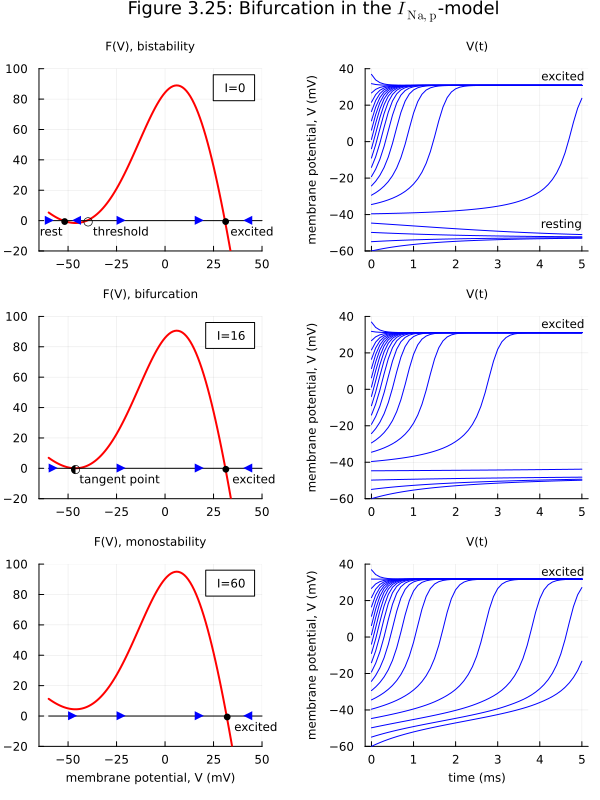

The script that saved this image:
### A Pluto.jl notebook ###
# v0.19.45

using Markdown
using InteractiveUtils

# ╔═╡ f1a5c7d8-6b9d-11ef-34ff-8b37ed8c70a3
using Plots, DifferentialEquations, LaTeXStrings, Measures

# ╔═╡ 838aeab2-6fa0-42cd-bc04-ed558d1773dc
function persistent_sodium!(du, u, p, t)
	# Voltage, K+ activation, Na+ activation, Na+ inactivation
	V = u[1]

	# Maximal conductances and Equilibrium potentials
	C, gL, EL, gNa, Vhalf, k, ENa = [10, 19, -67, 74, 1.5, 16, 60]
	
	# Applied current
	I = p

	# note v ≢ V
	m∞(v) = 1.0 / (1 + exp((Vhalf - v) / k))

	# System of equations:
	# dV/dt  I      ---- IL -----   ---------- INa ----------
    du[1] = (I(t) - gL * (V - EL) - gNa * m∞(V) * (V - ENa)) / C
end

# ╔═╡ 3373e32b-b3e7-4a20-bc19-1bd2999acd8e
begin
	# Timespan in milliseconds
	timespan = (0.0, 5.0)  

	bistable_solutions = []
	bifurcation_solutions = []
	monostable_solutions = []

	for u0=-60:5:40
		# Bistable models (I=0)
		## Build model
		model_bi = ODEProblem(persistent_sodium!, [u0], timespan, t -> 0)
	
		## Solve model
		solution_bi = solve(model_bi, saveat=0.0:0.1:5.0)
		push!(bistable_solutions, solution_bi)

		# Bifurcation models (I=16)
		## Build model
		model_bif = ODEProblem(persistent_sodium!, [u0], timespan, t -> 16)

		## Solve model
		solution_bif = solve(model_bif, saveat=0.0:0.1:5.0)
		push!(bifurcation_solutions, solution_bif)
	
		# Monostable models (I=60)
		## Build model
		model_mono = ODEProblem(persistent_sodium!, [u0], timespan, t -> 60)
	
		## Solve model
		solution_mono = solve(model_mono, saveat=0.0:0.1:5.0)
		push!(monostable_solutions, solution_mono)
	end
end

# ╔═╡ b226d9cd-4b06-4a13-854e-93dd850814bd
begin
	## ALL ANNOTIATION LOCATIONS ARE APPROXIMATE ##
	
	C, gL, EL, gNa, Vhalf, k, ENa = [10, 19, -67, 74, 1.5, 16, 60]
	m∞(v) = 1.0 / (1 + exp((Vhalf - v) / k))
	
	p1 = plot(
		collect(-60.0:1.0:50.0),
		[
			[(- gL * (V - EL) - gNa * m∞(V) * (V - ENa)) / C 
			for V=collect(-60.0:1.0:50.0)],
			[0 for V=collect(-60.0:1.0:50.0)]
		],
		legendtitle="I=0",
		legendtitlefontsize=8,
		title="bistability F(V)",
		titlefontsize=8,
		linewidth=[2 1],
		label=:none,
		color=[:red :black],
		xguide="",
		xlims=(-65,50),
		yguide="",
		ylims=(-20,100),
		annotations = [
			(-53.5, 0, ("●", :left, 6)),
			(-53, -7, ("rest", :right, 8)),
			(-42, 0, ("○", :left, 8)),
			(-37, -7, ("threshold", :left, 8)),
			(29.5, 0, ("●", :left, 6)),
			(34, -7, ("excited", :left, 8))
		]
	)

	p2 = plot(
		collect(-60.0:1.0:50.0),
		[
			[(16 - gL * (V - EL) - gNa * m∞(V) * (V - ENa)) / C 
			for V=collect(-60.0:1.0:50.0)],
			[0 for V=collect(-60.0:1.0:50.0)]
		],
		legendtitle="I=16",
		legendtitlefontsize=8,
		title="bifurcation F(V)",
		titlefontsize=8,
		linewidth=[2 1],
		label=:none,
		color=[:red :black],
		xguide="",
		xlims=(-65,50),
		yguide="",
		ylims=(-20,100),
		annotations = [
			(-48.5, 0, ("◐", :left, 8)),
			(-44, -7, ("tangent point", :left, 8)),
			(29.6, 0, ("●", :left, 6)),
			(35, -7, ("excited", :left, 8))
		]
	)

	p3 = plot(
		collect(-60.0:1.0:50.0),
		[
			[(60 - gL * (V - EL) - gNa * m∞(V) * (V - ENa)) / C 
			for V=collect(-60.0:1.0:50.0)],
			[0 for V=collect(-60.0:1.0:50.0)]
		],
		legendtitle="I=60",
		legendtitlefontsize=8,
		title="monostability F(V)",
		titlefontsize=8,
		linewidth=[2 1],
		label=:none,
		color=[:red :black],
		xguide="membrane potential, V (mV)",
		xguidefontsize=8,
		xlims=(-65,50),
		yguide="",
		ylims=(-20,100),
		annotations = [
			(30.3, 0, ("●", :left, 6)),
			(36, -7, ("excited", :left, 8))
		]
	)
	
	p4 = plot(
		[bistable_solutions[i].t for i=1:length(bistable_solutions)], 
		[vcat(bistable_solutions[i].u...) for i=1:length(bistable_solutions)],
		title="V(t)",
		titlefontsize=8,
		label=:none,
		color=:blue,
		xguide="",
		yguide="membrane potential, V (mV)",
		yguidefontsize=8,
		ylims=(-60,40),
		annotations = [
			(4.05, 36, ("excited", :left, 8)), 
			(4.05, -45, ("resting", :left, 8))
		],
		leftmargin=10mm
	)
	
	p5 = plot(
		[bifurcation_solutions[i].t for i=1:length(bifurcation_solutions)], 
		[vcat(bifurcation_solutions[i].u...) for i=1:length(bifurcation_solutions)],
		title="V(t)",
		titlefontsize=8,
		label=:none,
		color=:blue,
		xguide="",
		yguide="membrane potential, V (mV)",
		yguidefontsize=8,
		ylims=(-60,40),
		annotations = [
			(4.05, 36, ("excited", :left, 8))
		],
		leftmargin=10mm
	)

	p6 = plot(
		[monostable_solutions[i].t for i=1:length(monostable_solutions)], 
		[vcat(monostable_solutions[i].u...) for i=1:length(monostable_solutions)],
		title="V(t)",
		titlefontsize=8,
		label=:none,
		color=:blue,
		xguide="time (ms)",
		xguidefontsize=8,
		yguide="membrane potential, V (mV)",
		yguidefontsize=8,
		ylims=(-60,40),
		annotations = [
			(4.05, 36, ("excited", :left, 8))
		],
		leftmargin=10mm
	)
	
	plot(
			p1, p4, p2,
			p5, p3, p6,
			plot_title=L"Figure 3.25: Bifurcation in the $I_{\mathrm{Na,p}}$-model",
			plot_titlefontsize=12,
			layout=grid(3,2),
			size=(600,800)
		)
end

# ╔═╡ 69da4dc5-3931-4c84-b24e-3bccf76e6cb9
savefig("fig3_25.png")

# ╔═╡ 00000000-0000-0000-0000-000000000001
PLUTO_PROJECT_TOML_CONTENTS = """
[deps]
DifferentialEquations = "0c46a032-eb83-5123-abaf-570d42b7fbaa"
LaTeXStrings = "b964fa9f-0449-5b57-a5c2-d3ea65f4040f"
Measures = "442fdcdd-2543-5da2-b0f3-8c86c306513e"
Plots = "91a5bcdd-55d7-5caf-9e0b-520d859cae80"

[compat]
DifferentialEquations = "~7.10.0"
LaTeXStrings = "~1.3.1"
Measures = "~0.3.2"
Plots = "~1.40.5"
"""

# ╔═╡ 00000000-0000-0000-0000-000000000002
PLUTO_MANIFEST_TOML_CONTENTS = """
# This file is machine-generated - editing it directly is not advised

julia_version = "1.8.0"
manifest_format = "2.0"
project_hash = "dd9a9342ca8f9ace307a867b605ef04d78005af2"

[[deps.ADTypes]]
git-tree-sha1 = "016833eb52ba2d6bea9fcb50ca295980e728ee24"
uuid = "47edcb42-4c32-4615-8424-f2b9edc5f35b"
version = "0.2.7"

[[deps.Adapt]]
deps = ["LinearAlgebra", "Requires"]
git-tree-sha1 = "cde29ddf7e5726c9fb511f340244ea3481267608"
uuid = "79e6a3ab-5dfb-504d-930d-738a2a938a0e"
version = "3.7.2"

[[deps.AliasTables]]
deps = ["PtrArrays", "Random"]
git-tree-sha1 = "9876e1e164b144ca45e9e3198d0b689cadfed9ff"
uuid = "66dad0bd-aa9a-41b7-9441-69ab47430ed8"
version = "1.1.3"

[[deps.ArgTools]]
uuid = "0dad84c5-d112-42e6-8d28-ef12dabb789f"
version = "1.1.1"

[[deps.ArnoldiMethod]]
deps = ["LinearAlgebra", "Random", "StaticArrays"]
git-tree-sha1 = "d57bd3762d308bded22c3b82d033bff85f6195c6"
uuid = "ec485272-7323-5ecc-a04f-4719b315124d"
version = "0.4.0"

[[deps.ArrayInterface]]
deps = ["Adapt", "LinearAlgebra", "Requires", "SparseArrays", "SuiteSparse"]
git-tree-sha1 = "16267cf279190ca7c1b30d020758ced95db89cd0"
uuid = "4fba245c-0d91-5ea0-9b3e-6abc04ee57a9"
version = "7.5.1"

[[deps.ArrayLayouts]]
deps = ["FillArrays", "LinearAlgebra", "SparseArrays"]
git-tree-sha1 = "0dd7edaff278e346eb0ca07a7e75c9438408a3ce"
uuid = "4c555306-a7a7-4459-81d9-ec55ddd5c99a"
version = "1.10.3"

[[deps.Artifacts]]
uuid = "56f22d72-fd6d-98f1-02f0-08ddc0907c33"

[[deps.BandedMatrices]]
deps = ["ArrayLayouts", "FillArrays", "LinearAlgebra", "PrecompileTools", "SparseArrays"]
git-tree-sha1 = "0b816941273b5b162be122a6c94d706e3b3125ca"
uuid = "aae01518-5342-5314-be14-df237901396f"
version = "0.17.38"

[[deps.Base64]]
uuid = "2a0f44e3-6c83-55bd-87e4-b1978d98bd5f"

[[deps.BenchmarkTools]]
deps = ["JSON", "Logging", "Printf", "Profile", "Statistics", "UUIDs"]
git-tree-sha1 = "f1dff6729bc61f4d49e140da1af55dcd1ac97b2f"
uuid = "6e4b80f9-dd63-53aa-95a3-0cdb28fa8baf"
version = "1.5.0"

[[deps.BitFlags]]
git-tree-sha1 = "0691e34b3bb8be9307330f88d1a3c3f25466c24d"
uuid = "d1d4a3ce-64b1-5f1a-9ba4-7e7e69966f35"
version = "0.1.9"

[[deps.BitTwiddlingConvenienceFunctions]]
deps = ["Static"]
git-tree-sha1 = "f21cfd4950cb9f0587d5067e69405ad2acd27b87"
uuid = "62783981-4cbd-42fc-bca8-16325de8dc4b"
version = "0.1.6"

[[deps.BoundaryValueDiffEq]]
deps = ["ArrayInterface", "BandedMatrices", "DiffEqBase", "FiniteDiff", "ForwardDiff", "LinearAlgebra", "NonlinearSolve", "Reexport", "SciMLBase", "Setfield", "SparseArrays", "TruncatedStacktraces", "UnPack"]
git-tree-sha1 = "f7392ce20e6dafa8fee406142b1764de7d7cd911"
uuid = "764a87c0-6b3e-53db-9096-fe964310641d"
version = "4.0.1"

[[deps.Bzip2_jll]]
deps = ["Artifacts", "JLLWrappers", "Libdl", "Pkg"]
git-tree-sha1 = "9e2a6b69137e6969bab0152632dcb3bc108c8bdd"
uuid = "6e34b625-4abd-537c-b88f-471c36dfa7a0"
version = "1.0.8+1"

[[deps.CEnum]]
git-tree-sha1 = "389ad5c84de1ae7cf0e28e381131c98ea87d54fc"
uuid = "fa961155-64e5-5f13-b03f-caf6b980ea82"
version = "0.5.0"

[[deps.CPUSummary]]
deps = ["CpuId", "IfElse", "PrecompileTools", "Static"]
git-tree-sha1 = "5a97e67919535d6841172016c9530fd69494e5ec"
uuid = "2a0fbf3d-bb9c-48f3-b0a9-814d99fd7ab9"
version = "0.2.6"

[[deps.Cairo_jll]]
deps = ["Artifacts", "Bzip2_jll", "CompilerSupportLibraries_jll", "Fontconfig_jll", "FreeType2_jll", "Glib_jll", "JLLWrappers", "LZO_jll", "Libdl", "Pixman_jll", "Xorg_libXext_jll", "Xorg_libXrender_jll", "Zlib_jll", "libpng_jll"]
git-tree-sha1 = "a2f1c8c668c8e3cb4cca4e57a8efdb09067bb3fd"
uuid = "83423d85-b0ee-5818-9007-b63ccbeb887a"
version = "1.18.0+2"

[[deps.ChainRulesCore]]
deps = ["Compat", "LinearAlgebra", "SparseArrays"]
git-tree-sha1 = "71acdbf594aab5bbb2cec89b208c41b4c411e49f"
uuid = "d360d2e6-b24c-11e9-a2a3-2a2ae2dbcce4"
version = "1.24.0"

[[deps.ChangesOfVariables]]
deps = ["InverseFunctions", "LinearAlgebra", "Test"]
git-tree-sha1 = "799b25ca3a8a24936ae7b5c52ad194685fc3e6ef"
uuid = "9e997f8a-9a97-42d5-a9f1-ce6bfc15e2c0"
version = "0.1.9"

[[deps.CloseOpenIntervals]]
deps = ["Static", "StaticArrayInterface"]
git-tree-sha1 = "05ba0d07cd4fd8b7a39541e31a7b0254704ea581"
uuid = "fb6a15b2-703c-40df-9091-08a04967cfa9"
version = "0.1.13"

[[deps.CodecBzip2]]
deps = ["Bzip2_jll", "TranscodingStreams"]
git-tree-sha1 = "e7c529cc31bb85b97631b922fa2e6baf246f5905"
uuid = "523fee87-0ab8-5b00-afb7-3ecf72e48cfd"
version = "0.8.4"

[[deps.CodecZlib]]
deps = ["TranscodingStreams", "Zlib_jll"]
git-tree-sha1 = "bce6804e5e6044c6daab27bb533d1295e4a2e759"
uuid = "944b1d66-785c-5afd-91f1-9de20f533193"
version = "0.7.6"

[[deps.ColorSchemes]]
deps = ["ColorTypes", "ColorVectorSpace", "Colors", "FixedPointNumbers", "PrecompileTools", "Random"]
git-tree-sha1 = "b5278586822443594ff615963b0c09755771b3e0"
uuid = "35d6a980-a343-548e-a6ea-1d62b119f2f4"
version = "3.26.0"

[[deps.ColorTypes]]
deps = ["FixedPointNumbers", "Random"]
git-tree-sha1 = "b10d0b65641d57b8b4d5e234446582de5047050d"
uuid = "3da002f7-5984-5a60-b8a6-cbb66c0b333f"
version = "0.11.5"

[[deps.ColorVectorSpace]]
deps = ["ColorTypes", "FixedPointNumbers", "LinearAlgebra", "Requires", "Statistics", "TensorCore"]
git-tree-sha1 = "a1f44953f2382ebb937d60dafbe2deea4bd23249"
uuid = "c3611d14-8923-5661-9e6a-0046d554d3a4"
version = "0.10.0"

[[deps.Colors]]
deps = ["ColorTypes", "FixedPointNumbers", "Reexport"]
git-tree-sha1 = "362a287c3aa50601b0bc359053d5c2468f0e7ce0"
uuid = "5ae59095-9a9b-59fe-a467-6f913c188581"
version = "0.12.11"

[[deps.CommonSolve]]
git-tree-sha1 = "0eee5eb66b1cf62cd6ad1b460238e60e4b09400c"
uuid = "38540f10-b2f7-11e9-35d8-d573e4eb0ff2"
version = "0.2.4"

[[deps.CommonSubexpressions]]
deps = ["MacroTools"]
git-tree-sha1 = "cda2cfaebb4be89c9084adaca7dd7333369715c5"
uuid = "bbf7d656-a473-5ed7-a52c-81e309532950"
version = "0.3.1"

[[deps.Compat]]
deps = ["Dates", "LinearAlgebra", "TOML", "UUIDs"]
git-tree-sha1 = "8ae8d32e09f0dcf42a36b90d4e17f5dd2e4c4215"
uuid = "34da2185-b29b-5c13-b0c7-acf172513d20"
version = "4.16.0"

[[deps.CompilerSupportLibraries_jll]]
deps = ["Artifacts", "Libdl"]
uuid = "e66e0078-7015-5450-92f7-15fbd957f2ae"
version = "0.5.2+0"

[[deps.ConcreteStructs]]
git-tree-sha1 = "f749037478283d372048690eb3b5f92a79432b34"
uuid = "2569d6c7-a4a2-43d3-a901-331e8e4be471"
version = "0.2.3"

[[deps.ConcurrentUtilities]]
deps = ["Serialization", "Sockets"]
git-tree-sha1 = "ea32b83ca4fefa1768dc84e504cc0a94fb1ab8d1"
uuid = "f0e56b4a-5159-44fe-b623-3e5288b988bb"
version = "2.4.2"

[[deps.ConstructionBase]]
deps = ["LinearAlgebra"]
git-tree-sha1 = "a33b7ced222c6165f624a3f2b55945fac5a598d9"
uuid = "187b0558-2788-49d3-abe0-74a17ed4e7c9"
version = "1.5.7"

[[deps.Contour]]
git-tree-sha1 = "439e35b0b36e2e5881738abc8857bd92ad6ff9a8"
uuid = "d38c429a-6771-53c6-b99e-75d170b6e991"
version = "0.6.3"

[[deps.CpuId]]
deps = ["Markdown"]
git-tree-sha1 = "fcbb72b032692610bfbdb15018ac16a36cf2e406"
uuid = "adafc99b-e345-5852-983c-f28acb93d879"
version = "0.3.1"

[[deps.DataAPI]]
git-tree-sha1 = "abe83f3a2f1b857aac70ef8b269080af17764bbe"
uuid = "9a962f9c-6df0-11e9-0e5d-c546b8b5ee8a"
version = "1.16.0"

[[deps.DataStructures]]
deps = ["Compat", "InteractiveUtils", "OrderedCollections"]
git-tree-sha1 = "1d0a14036acb104d9e89698bd408f63ab58cdc82"
uuid = "864edb3b-99cc-5e75-8d2d-829cb0a9cfe8"
version = "0.18.20"

[[deps.DataValueInterfaces]]
git-tree-sha1 = "bfc1187b79289637fa0ef6d4436ebdfe6905cbd6"
uuid = "e2d170a0-9d28-54be-80f0-106bbe20a464"
version = "1.0.0"

[[deps.Dates]]
deps = ["Printf"]
uuid = "ade2ca70-3891-5945-98fb-dc099432e06a"

[[deps.Dbus_jll]]
deps = ["Artifacts", "Expat_jll", "JLLWrappers", "Libdl"]
git-tree-sha1 = "fc173b380865f70627d7dd1190dc2fce6cc105af"
uuid = "ee1fde0b-3d02-5ea6-8484-8dfef6360eab"
version = "1.14.10+0"

[[deps.DelayDiffEq]]
deps = ["ArrayInterface", "DataStructures", "DiffEqBase", "LinearAlgebra", "Logging", "OrdinaryDiffEq", "Printf", "RecursiveArrayTools", "Reexport", "SciMLBase", "SimpleNonlinearSolve", "SimpleUnPack"]
git-tree-sha1 = "e40378efd2af7658d0a0579aa9e15b17137368f4"
uuid = "bcd4f6db-9728-5f36-b5f7-82caef46ccdb"
version = "5.44.0"

[[deps.DelimitedFiles]]
deps = ["Mmap"]
uuid = "8bb1440f-4735-579b-a4ab-409b98df4dab"

[[deps.DensityInterface]]
deps = ["InverseFunctions", "Test"]
git-tree-sha1 = "80c3e8639e3353e5d2912fb3a1916b8455e2494b"
uuid = "b429d917-457f-4dbc-8f4c-0cc954292b1d"
version = "0.4.0"

[[deps.DiffEqBase]]
deps = ["ArrayInterface", "ChainRulesCore", "DataStructures", "Distributions", "DocStringExtensions", "EnumX", "FastBroadcast", "ForwardDiff", "FunctionWrappers", "FunctionWrappersWrappers", "LinearAlgebra", "Logging", "Markdown", "MuladdMacro", "Parameters", "PreallocationTools", "PrecompileTools", "Printf", "RecursiveArrayTools", "Reexport", "Requires", "SciMLBase", "SciMLOperators", "Setfield", "SparseArrays", "Static", "StaticArraysCore", "Statistics", "Tricks", "TruncatedStacktraces", "ZygoteRules"]
git-tree-sha1 = "0d9982e8dee851d519145857e79a17ee33ede154"
uuid = "2b5f629d-d688-5b77-993f-72d75c75574e"
version = "6.130.0"

[[deps.DiffEqCallbacks]]
deps = ["DataStructures", "DiffEqBase", "ForwardDiff", "Functors", "LinearAlgebra", "Markdown", "NLsolve", "Parameters", "RecipesBase", "RecursiveArrayTools", "SciMLBase", "StaticArraysCore"]
git-tree-sha1 = "d0b94b3694d55e7eedeee918e7daee9e3b873399"
uuid = "459566f4-90b8-5000-8ac3-15dfb0a30def"
version = "2.35.0"

[[deps.DiffEqNoiseProcess]]
deps = ["DiffEqBase", "Distributions", "GPUArraysCore", "LinearAlgebra", "Markdown", "Optim", "PoissonRandom", "QuadGK", "Random", "Random123", "RandomNumbers", "RecipesBase", "RecursiveArrayTools", "Requires", "ResettableStacks", "SciMLBase", "StaticArraysCore", "Statistics"]
git-tree-sha1 = "57ed4597a309c5b2a10cab5f9813adcb78f92117"
uuid = "77a26b50-5914-5dd7-bc55-306e6241c503"
version = "5.19.0"

[[deps.DiffResults]]
deps = ["StaticArraysCore"]
git-tree-sha1 = "782dd5f4561f5d267313f23853baaaa4c52ea621"
uuid = "163ba53b-c6d8-5494-b064-1a9d43ac40c5"
version = "1.1.0"

[[deps.DiffRules]]
deps = ["IrrationalConstants", "LogExpFunctions", "NaNMath", "Random", "SpecialFunctions"]
git-tree-sha1 = "23163d55f885173722d1e4cf0f6110cdbaf7e272"
uuid = "b552c78f-8df3-52c6-915a-8e097449b14b"
version = "1.15.1"

[[deps.DifferentialEquations]]
deps = ["BoundaryValueDiffEq", "DelayDiffEq", "DiffEqBase", "DiffEqCallbacks", "DiffEqNoiseProcess", "JumpProcesses", "LinearAlgebra", "LinearSolve", "NonlinearSolve", "OrdinaryDiffEq", "Random", "RecursiveArrayTools", "Reexport", "SciMLBase", "SteadyStateDiffEq", "StochasticDiffEq", "Sundials"]
git-tree-sha1 = "96a19f498504e4a3b39524196b73eb60ccef30e9"
uuid = "0c46a032-eb83-5123-abaf-570d42b7fbaa"
version = "7.10.0"

[[deps.Distances]]
deps = ["LinearAlgebra", "SparseArrays", "Statistics", "StatsAPI"]
git-tree-sha1 = "66c4c81f259586e8f002eacebc177e1fb06363b0"
uuid = "b4f34e82-e78d-54a5-968a-f98e89d6e8f7"
version = "0.10.11"

[[deps.Distributed]]
deps = ["Random", "Serialization", "Sockets"]
uuid = "8ba89e20-285c-5b6f-9357-94700520ee1b"

[[deps.Distributions]]
deps = ["AliasTables", "ChainRulesCore", "DensityInterface", "FillArrays", "LinearAlgebra", "PDMats", "Printf", "QuadGK", "Random", "SpecialFunctions", "Statistics", "StatsAPI", "StatsBase", "StatsFuns", "Test"]
git-tree-sha1 = "e6c693a0e4394f8fda0e51a5bdf5aef26f8235e9"
uuid = "31c24e10-a181-5473-b8eb-7969acd0382f"
version = "0.25.111"

[[deps.DocStringExtensions]]
deps = ["LibGit2"]
git-tree-sha1 = "2fb1e02f2b635d0845df5d7c167fec4dd739b00d"
uuid = "ffbed154-4ef7-542d-bbb7-c09d3a79fcae"
version = "0.9.3"

[[deps.Downloads]]
deps = ["ArgTools", "FileWatching", "LibCURL", "NetworkOptions"]
uuid = "f43a241f-c20a-4ad4-852c-f6b1247861c6"
version = "1.6.0"

[[deps.EnumX]]
git-tree-sha1 = "bdb1942cd4c45e3c678fd11569d5cccd80976237"
uuid = "4e289a0a-7415-4d19-859d-a7e5c4648b56"
version = "1.0.4"

[[deps.EnzymeCore]]
deps = ["Adapt"]
git-tree-sha1 = "1bc328eec34ffd80357f84a84bb30e4374e9bd60"
uuid = "f151be2c-9106-41f4-ab19-57ee4f262869"
version = "0.6.6"

[[deps.EpollShim_jll]]
deps = ["Artifacts", "JLLWrappers", "Libdl"]
git-tree-sha1 = "8e9441ee83492030ace98f9789a654a6d0b1f643"
uuid = "2702e6a9-849d-5ed8-8c21-79e8b8f9ee43"
version = "0.0.20230411+0"

[[deps.ExceptionUnwrapping]]
deps = ["Test"]
git-tree-sha1 = "dcb08a0d93ec0b1cdc4af184b26b591e9695423a"
uuid = "460bff9d-24e4-43bc-9d9f-a8973cb893f4"
version = "0.1.10"

[[deps.Expat_jll]]
deps = ["Artifacts", "JLLWrappers", "Libdl"]
git-tree-sha1 = "1c6317308b9dc757616f0b5cb379db10494443a7"
uuid = "2e619515-83b5-522b-bb60-26c02a35a201"
version = "2.6.2+0"

[[deps.ExponentialUtilities]]
deps = ["Adapt", "ArrayInterface", "GPUArraysCore", "GenericSchur", "LinearAlgebra", "PrecompileTools", "Printf", "SparseArrays", "libblastrampoline_jll"]
git-tree-sha1 = "602e4585bcbd5a25bc06f514724593d13ff9e862"
uuid = "d4d017d3-3776-5f7e-afef-a10c40355c18"
version = "1.25.0"

[[deps.ExprTools]]
git-tree-sha1 = "27415f162e6028e81c72b82ef756bf321213b6ec"
uuid = "e2ba6199-217a-4e67-a87a-7c52f15ade04"
version = "0.1.10"

[[deps.FFMPEG]]
deps = ["FFMPEG_jll"]
git-tree-sha1 = "b57e3acbe22f8484b4b5ff66a7499717fe1a9cc8"
uuid = "c87230d0-a227-11e9-1b43-d7ebe4e7570a"
version = "0.4.1"

[[deps.FFMPEG_jll]]
deps = ["Artifacts", "Bzip2_jll", "FreeType2_jll", "FriBidi_jll", "JLLWrappers", "LAME_jll", "Libdl", "Ogg_jll", "OpenSSL_jll", "Opus_jll", "PCRE2_jll", "Zlib_jll", "libaom_jll", "libass_jll", "libfdk_aac_jll", "libvorbis_jll", "x264_jll", "x265_jll"]
git-tree-sha1 = "466d45dc38e15794ec7d5d63ec03d776a9aff36e"
uuid = "b22a6f82-2f65-5046-a5b2-351ab43fb4e5"
version = "4.4.4+1"

[[deps.FastBroadcast]]
deps = ["ArrayInterface", "LinearAlgebra", "Polyester", "Static", "StaticArrayInterface", "StrideArraysCore"]
git-tree-sha1 = "a6e756a880fc419c8b41592010aebe6a5ce09136"
uuid = "7034ab61-46d4-4ed7-9d0f-46aef9175898"
version = "0.2.8"

[[deps.FastClosures]]
git-tree-sha1 = "acebe244d53ee1b461970f8910c235b259e772ef"
uuid = "9aa1b823-49e4-5ca5-8b0f-3971ec8bab6a"
version = "0.3.2"

[[deps.FastLapackInterface]]
deps = ["LinearAlgebra"]
git-tree-sha1 = "cbf5edddb61a43669710cbc2241bc08b36d9e660"
uuid = "29a986be-02c6-4525-aec4-84b980013641"
version = "2.0.4"

[[deps.FileWatching]]
uuid = "7b1f6079-737a-58dc-b8bc-7a2ca5c1b5ee"

[[deps.FillArrays]]
deps = ["LinearAlgebra", "PDMats", "SparseArrays", "Statistics"]
git-tree-sha1 = "fd0002c0b5362d7eb952450ad5eb742443340d6e"
uuid = "1a297f60-69ca-5386-bcde-b61e274b549b"
version = "1.12.0"

[[deps.FiniteDiff]]
deps = ["ArrayInterface", "LinearAlgebra", "Requires", "Setfield", "SparseArrays", "StaticArrays"]
git-tree-sha1 = "73d1214fec245096717847c62d389a5d2ac86504"
uuid = "6a86dc24-6348-571c-b903-95158fe2bd41"
version = "2.22.0"

[[deps.FixedPointNumbers]]
deps = ["Statistics"]
git-tree-sha1 = "05882d6995ae5c12bb5f36dd2ed3f61c98cbb172"
uuid = "53c48c17-4a7d-5ca2-90c5-79b7896eea93"
version = "0.8.5"

[[deps.Fontconfig_jll]]
deps = ["Artifacts", "Bzip2_jll", "Expat_jll", "FreeType2_jll", "JLLWrappers", "Libdl", "Libuuid_jll", "Zlib_jll"]
git-tree-sha1 = "db16beca600632c95fc8aca29890d83788dd8b23"
uuid = "a3f928ae-7b40-5064-980b-68af3947d34b"
version = "2.13.96+0"

[[deps.Format]]
git-tree-sha1 = "9c68794ef81b08086aeb32eeaf33531668d5f5fc"
uuid = "1fa38f19-a742-5d3f-a2b9-30dd87b9d5f8"
version = "1.3.7"

[[deps.ForwardDiff]]
deps = ["CommonSubexpressions", "DiffResults", "DiffRules", "LinearAlgebra", "LogExpFunctions", "NaNMath", "Preferences", "Printf", "Random", "SpecialFunctions", "StaticArrays"]
git-tree-sha1 = "cf0fe81336da9fb90944683b8c41984b08793dad"
uuid = "f6369f11-7733-5829-9624-2563aa707210"
version = "0.10.36"

[[deps.FreeType2_jll]]
deps = ["Artifacts", "Bzip2_jll", "JLLWrappers", "Libdl", "Zlib_jll"]
git-tree-sha1 = "5c1d8ae0efc6c2e7b1fc502cbe25def8f661b7bc"
uuid = "d7e528f0-a631-5988-bf34-fe36492bcfd7"
version = "2.13.2+0"

[[deps.FriBidi_jll]]
deps = ["Artifacts", "JLLWrappers", "Libdl"]
git-tree-sha1 = "1ed150b39aebcc805c26b93a8d0122c940f64ce2"
uuid = "559328eb-81f9-559d-9380-de523a88c83c"
version = "1.0.14+0"

[[deps.FunctionWrappers]]
git-tree-sha1 = "d62485945ce5ae9c0c48f124a84998d755bae00e"
uuid = "069b7b12-0de2-55c6-9aab-29f3d0a68a2e"
version = "1.1.3"

[[deps.FunctionWrappersWrappers]]
deps = ["FunctionWrappers"]
git-tree-sha1 = "b104d487b34566608f8b4e1c39fb0b10aa279ff8"
uuid = "77dc65aa-8811-40c2-897b-53d922fa7daf"
version = "0.1.3"

[[deps.Functors]]
deps = ["LinearAlgebra"]
git-tree-sha1 = "64d8e93700c7a3f28f717d265382d52fac9fa1c1"
uuid = "d9f16b24-f501-4c13-a1f2-28368ffc5196"
version = "0.4.12"

[[deps.Future]]
deps = ["Random"]
uuid = "9fa8497b-333b-5362-9e8d-4d0656e87820"

[[deps.GLFW_jll]]
deps = ["Artifacts", "JLLWrappers", "Libdl", "Libglvnd_jll", "Xorg_libXcursor_jll", "Xorg_libXi_jll", "Xorg_libXinerama_jll", "Xorg_libXrandr_jll", "libdecor_jll", "xkbcommon_jll"]
git-tree-sha1 = "532f9126ad901533af1d4f5c198867227a7bb077"
uuid = "0656b61e-2033-5cc2-a64a-77c0f6c09b89"
version = "3.4.0+1"

[[deps.GPUArraysCore]]
deps = ["Adapt"]
git-tree-sha1 = "2d6ca471a6c7b536127afccfa7564b5b39227fe0"
uuid = "46192b85-c4d5-4398-a991-12ede77f4527"
version = "0.1.5"

[[deps.GR]]
deps = ["Artifacts", "Base64", "DelimitedFiles", "Downloads", "GR_jll", "HTTP", "JSON", "Libdl", "LinearAlgebra", "Preferences", "Printf", "Qt6Wayland_jll", "Random", "Serialization", "Sockets", "TOML", "Tar", "Test", "p7zip_jll"]
git-tree-sha1 = "629693584cef594c3f6f99e76e7a7ad17e60e8d5"
uuid = "28b8d3ca-fb5f-59d9-8090-bfdbd6d07a71"
version = "0.73.7"

[[deps.GR_jll]]
deps = ["Artifacts", "Bzip2_jll", "Cairo_jll", "FFMPEG_jll", "Fontconfig_jll", "FreeType2_jll", "GLFW_jll", "JLLWrappers", "JpegTurbo_jll", "Libdl", "Libtiff_jll", "Pixman_jll", "Qt6Base_jll", "Zlib_jll", "libpng_jll"]
git-tree-sha1 = "a8863b69c2a0859f2c2c87ebdc4c6712e88bdf0d"
uuid = "d2c73de3-f751-5644-a686-071e5b155ba9"
version = "0.73.7+0"

[[deps.GenericSchur]]
deps = ["LinearAlgebra", "Printf"]
git-tree-sha1 = "af49a0851f8113fcfae2ef5027c6d49d0acec39b"
uuid = "c145ed77-6b09-5dd9-b285-bf645a82121e"
version = "0.5.4"

[[deps.Gettext_jll]]
deps = ["Artifacts", "CompilerSupportLibraries_jll", "JLLWrappers", "Libdl", "Libiconv_jll", "Pkg", "XML2_jll"]
git-tree-sha1 = "9b02998aba7bf074d14de89f9d37ca24a1a0b046"
uuid = "78b55507-aeef-58d4-861c-77aaff3498b1"
version = "0.21.0+0"

[[deps.Glib_jll]]
deps = ["Artifacts", "Gettext_jll", "JLLWrappers", "Libdl", "Libffi_jll", "Libiconv_jll", "Libmount_jll", "PCRE2_jll", "Zlib_jll"]
git-tree-sha1 = "7c82e6a6cd34e9d935e9aa4051b66c6ff3af59ba"
uuid = "7746bdde-850d-59dc-9ae8-88ece973131d"
version = "2.80.2+0"

[[deps.Graphite2_jll]]
deps = ["Artifacts", "JLLWrappers", "Libdl", "Pkg"]
git-tree-sha1 = "344bf40dcab1073aca04aa0df4fb092f920e4011"
uuid = "3b182d85-2403-5c21-9c21-1e1f0cc25472"
version = "1.3.14+0"

[[deps.Graphs]]
deps = ["ArnoldiMethod", "Compat", "DataStructures", "Distributed", "Inflate", "LinearAlgebra", "Random", "SharedArrays", "SimpleTraits", "SparseArrays", "Statistics"]
git-tree-sha1 = "ebd18c326fa6cee1efb7da9a3b45cf69da2ed4d9"
uuid = "86223c79-3864-5bf0-83f7-82e725a168b6"
version = "1.11.2"

[[deps.Grisu]]
git-tree-sha1 = "53bb909d1151e57e2484c3d1b53e19552b887fb2"
uuid = "42e2da0e-8278-4e71-bc24-59509adca0fe"
version = "1.0.2"

[[deps.HTTP]]
deps = ["Base64", "CodecZlib", "ConcurrentUtilities", "Dates", "ExceptionUnwrapping", "Logging", "LoggingExtras", "MbedTLS", "NetworkOptions", "OpenSSL", "Random", "SimpleBufferStream", "Sockets", "URIs", "UUIDs"]
git-tree-sha1 = "d1d712be3164d61d1fb98e7ce9bcbc6cc06b45ed"
uuid = "cd3eb016-35fb-5094-929b-558a96fad6f3"
version = "1.10.8"

[[deps.HarfBuzz_jll]]
deps = ["Artifacts", "Cairo_jll", "Fontconfig_jll", "FreeType2_jll", "Glib_jll", "Graphite2_jll", "JLLWrappers", "Libdl", "Libffi_jll"]
git-tree-sha1 = "401e4f3f30f43af2c8478fc008da50096ea5240f"
uuid = "2e76f6c2-a576-52d4-95c1-20adfe4de566"
version = "8.3.1+0"

[[deps.HostCPUFeatures]]
deps = ["BitTwiddlingConvenienceFunctions", "IfElse", "Libdl", "Static"]
git-tree-sha1 = "8e070b599339d622e9a081d17230d74a5c473293"
uuid = "3e5b6fbb-0976-4d2c-9146-d79de83f2fb0"
version = "0.1.17"

[[deps.HypergeometricFunctions]]
deps = ["LinearAlgebra", "OpenLibm_jll", "SpecialFunctions"]
git-tree-sha1 = "7c4195be1649ae622304031ed46a2f4df989f1eb"
uuid = "34004b35-14d8-5ef3-9330-4cdb6864b03a"
version = "0.3.24"

[[deps.IfElse]]
git-tree-sha1 = "debdd00ffef04665ccbb3e150747a77560e8fad1"
uuid = "615f187c-cbe4-4ef1-ba3b-2fcf58d6d173"
version = "0.1.1"

[[deps.Inflate]]
git-tree-sha1 = "d1b1b796e47d94588b3757fe84fbf65a5ec4a80d"
uuid = "d25df0c9-e2be-5dd7-82c8-3ad0b3e990b9"
version = "0.1.5"

[[deps.IntelOpenMP_jll]]
deps = ["Artifacts", "JLLWrappers", "Libdl"]
git-tree-sha1 = "14eb2b542e748570b56446f4c50fbfb2306ebc45"
uuid = "1d5cc7b8-4909-519e-a0f8-d0f5ad9712d0"
version = "2024.2.0+0"

[[deps.InteractiveUtils]]
deps = ["Markdown"]
uuid = "b77e0a4c-d291-57a0-90e8-8db25a27a240"

[[deps.InverseFunctions]]
deps = ["Dates", "Test"]
git-tree-sha1 = "2787db24f4e03daf859c6509ff87764e4182f7d1"
uuid = "3587e190-3f89-42d0-90ee-14403ec27112"
version = "0.1.16"

[[deps.IrrationalConstants]]
git-tree-sha1 = "630b497eafcc20001bba38a4651b327dcfc491d2"
uuid = "92d709cd-6900-40b7-9082-c6be49f344b6"
version = "0.2.2"

[[deps.IteratorInterfaceExtensions]]
git-tree-sha1 = "a3f24677c21f5bbe9d2a714f95dcd58337fb2856"
uuid = "82899510-4779-5014-852e-03e436cf321d"
version = "1.0.0"

[[deps.JLFzf]]
deps = ["Pipe", "REPL", "Random", "fzf_jll"]
git-tree-sha1 = "39d64b09147620f5ffbf6b2d3255be3c901bec63"
uuid = "1019f520-868f-41f5-a6de-eb00f4b6a39c"
version = "0.1.8"

[[deps.JLLWrappers]]
deps = ["Artifacts", "Preferences"]
git-tree-sha1 = "7e5d6779a1e09a36db2a7b6cff50942a0a7d0fca"
uuid = "692b3bcd-3c85-4b1f-b108-f13ce0eb3210"
version = "1.5.0"

[[deps.JSON]]
deps = ["Dates", "Mmap", "Parsers", "Unicode"]
git-tree-sha1 = "31e996f0a15c7b280ba9f76636b3ff9e2ae58c9a"
uuid = "682c06a0-de6a-54ab-a142-c8b1cf79cde6"
version = "0.21.4"

[[deps.JpegTurbo_jll]]
deps = ["Artifacts", "JLLWrappers", "Libdl"]
git-tree-sha1 = "c84a835e1a09b289ffcd2271bf2a337bbdda6637"
uuid = "aacddb02-875f-59d6-b918-886e6ef4fbf8"
version = "3.0.3+0"

[[deps.JumpProcesses]]
deps = ["ArrayInterface", "DataStructures", "DiffEqBase", "DocStringExtensions", "FunctionWrappers", "Graphs", "LinearAlgebra", "Markdown", "PoissonRandom", "Random", "RandomNumbers", "RecursiveArrayTools", "Reexport", "SciMLBase", "StaticArrays", "UnPack"]
git-tree-sha1 = "c451feb97251965a9fe40bacd62551a72cc5902c"
uuid = "ccbc3e58-028d-4f4c-8cd5-9ae44345cda5"
version = "9.10.1"

[[deps.KLU]]
deps = ["LinearAlgebra", "SparseArrays", "SuiteSparse_jll"]
git-tree-sha1 = "884c2968c2e8e7e6bf5956af88cb46aa745c854b"
uuid = "ef3ab10e-7fda-4108-b977-705223b18434"
version = "0.4.1"

[[deps.Krylov]]
deps = ["LinearAlgebra", "Printf", "SparseArrays"]
git-tree-sha1 = "267dad6b4b7b5d529c76d40ff48d33f7e94cb834"
uuid = "ba0b0d4f-ebba-5204-a429-3ac8c609bfb7"
version = "0.9.6"

[[deps.LAME_jll]]
deps = ["Artifacts", "JLLWrappers", "Libdl"]
git-tree-sha1 = "170b660facf5df5de098d866564877e119141cbd"
uuid = "c1c5ebd0-6772-5130-a774-d5fcae4a789d"
version = "3.100.2+0"

[[deps.LERC_jll]]
deps = ["Artifacts", "JLLWrappers", "Libdl", "Pkg"]
git-tree-sha1 = "bf36f528eec6634efc60d7ec062008f171071434"
uuid = "88015f11-f218-50d7-93a8-a6af411a945d"
version = "3.0.0+1"

[[deps.LLVMOpenMP_jll]]
deps = ["Artifacts", "JLLWrappers", "Libdl"]
git-tree-sha1 = "e16271d212accd09d52ee0ae98956b8a05c4b626"
uuid = "1d63c593-3942-5779-bab2-d838dc0a180e"
version = "17.0.6+0"

[[deps.LZO_jll]]
deps = ["Artifacts", "JLLWrappers", "Libdl"]
git-tree-sha1 = "70c5da094887fd2cae843b8db33920bac4b6f07d"
uuid = "dd4b983a-f0e5-5f8d-a1b7-129d4a5fb1ac"
version = "2.10.2+0"

[[deps.LaTeXStrings]]
git-tree-sha1 = "50901ebc375ed41dbf8058da26f9de442febbbec"
uuid = "b964fa9f-0449-5b57-a5c2-d3ea65f4040f"
version = "1.3.1"

[[deps.Latexify]]
deps = ["Format", "InteractiveUtils", "LaTeXStrings", "MacroTools", "Markdown", "OrderedCollections", "Requires"]
git-tree-sha1 = "ce5f5621cac23a86011836badfedf664a612cee4"
uuid = "23fbe1c1-3f47-55db-b15f-69d7ec21a316"
version = "0.16.5"

[[deps.LayoutPointers]]
deps = ["ArrayInterface", "LinearAlgebra", "ManualMemory", "SIMDTypes", "Static", "StaticArrayInterface"]
git-tree-sha1 = "a9eaadb366f5493a5654e843864c13d8b107548c"
uuid = "10f19ff3-798f-405d-979b-55457f8fc047"
version = "0.1.17"

[[deps.Lazy]]
deps = ["MacroTools"]
git-tree-sha1 = "1370f8202dac30758f3c345f9909b97f53d87d3f"
uuid = "50d2b5c4-7a5e-59d5-8109-a42b560f39c0"
version = "0.15.1"

[[deps.LazyArtifacts]]
deps = ["Artifacts", "Pkg"]
uuid = "4af54fe1-eca0-43a8-85a7-787d91b784e3"

[[deps.LevyArea]]
deps = ["LinearAlgebra", "Random", "SpecialFunctions"]
git-tree-sha1 = "56513a09b8e0ae6485f34401ea9e2f31357958ec"
uuid = "2d8b4e74-eb68-11e8-0fb9-d5eb67b50637"
version = "1.0.0"

[[deps.LibCURL]]
deps = ["LibCURL_jll", "MozillaCACerts_jll"]
uuid = "b27032c2-a3e7-50c8-80cd-2d36dbcbfd21"
version = "0.6.3"

[[deps.LibCURL_jll]]
deps = ["Artifacts", "LibSSH2_jll", "Libdl", "MbedTLS_jll", "Zlib_jll", "nghttp2_jll"]
uuid = "deac9b47-8bc7-5906-a0fe-35ac56dc84c0"
version = "7.84.0+0"

[[deps.LibGit2]]
deps = ["Base64", "NetworkOptions", "Printf", "SHA"]
uuid = "76f85450-5226-5b5a-8eaa-529ad045b433"

[[deps.LibSSH2_jll]]
deps = ["Artifacts", "Libdl", "MbedTLS_jll"]
uuid = "29816b5a-b9ab-546f-933c-edad1886dfa8"
version = "1.10.2+0"

[[deps.Libdl]]
uuid = "8f399da3-3557-5675-b5ff-fb832c97cbdb"

[[deps.Libffi_jll]]
deps = ["Artifacts", "JLLWrappers", "Libdl", "Pkg"]
git-tree-sha1 = "0b4a5d71f3e5200a7dff793393e09dfc2d874290"
uuid = "e9f186c6-92d2-5b65-8a66-fee21dc1b490"
version = "3.2.2+1"

[[deps.Libgcrypt_jll]]
deps = ["Artifacts", "JLLWrappers", "Libdl", "Libgpg_error_jll"]
git-tree-sha1 = "9fd170c4bbfd8b935fdc5f8b7aa33532c991a673"
uuid = "d4300ac3-e22c-5743-9152-c294e39db1e4"
version = "1.8.11+0"

[[deps.Libglvnd_jll]]
deps = ["Artifacts", "JLLWrappers", "Libdl", "Pkg", "Xorg_libX11_jll", "Xorg_libXext_jll"]
git-tree-sha1 = "6f73d1dd803986947b2c750138528a999a6c7733"
uuid = "7e76a0d4-f3c7-5321-8279-8d96eeed0f29"
version = "1.6.0+0"

[[deps.Libgpg_error_jll]]
deps = ["Artifacts", "JLLWrappers", "Libdl"]
git-tree-sha1 = "fbb1f2bef882392312feb1ede3615ddc1e9b99ed"
uuid = "7add5ba3-2f88-524e-9cd5-f83b8a55f7b8"
version = "1.49.0+0"

[[deps.Libiconv_jll]]
deps = ["Artifacts", "JLLWrappers", "Libdl"]
git-tree-sha1 = "f9557a255370125b405568f9767d6d195822a175"
uuid = "94ce4f54-9a6c-5748-9c1c-f9c7231a4531"
version = "1.17.0+0"

[[deps.Libmount_jll]]
deps = ["Artifacts", "JLLWrappers", "Libdl"]
git-tree-sha1 = "0c4f9c4f1a50d8f35048fa0532dabbadf702f81e"
uuid = "4b2f31a3-9ecc-558c-b454-b3730dcb73e9"
version = "2.40.1+0"

[[deps.Libtiff_jll]]
deps = ["Artifacts", "JLLWrappers", "JpegTurbo_jll", "LERC_jll", "Libdl", "XZ_jll", "Zlib_jll", "Zstd_jll"]
git-tree-sha1 = "2da088d113af58221c52828a80378e16be7d037a"
uuid = "89763e89-9b03-5906-acba-b20f662cd828"
version = "4.5.1+1"

[[deps.Libuuid_jll]]
deps = ["Artifacts", "JLLWrappers", "Libdl"]
git-tree-sha1 = "5ee6203157c120d79034c748a2acba45b82b8807"
uuid = "38a345b3-de98-5d2b-a5d3-14cd9215e700"
version = "2.40.1+0"

[[deps.LineSearches]]
deps = ["LinearAlgebra", "NLSolversBase", "NaNMath", "Parameters", "Printf"]
git-tree-sha1 = "e4c3be53733db1051cc15ecf573b1042b3a712a1"
uuid = "d3d80556-e9d4-5f37-9878-2ab0fcc64255"
version = "7.3.0"

[[deps.LinearAlgebra]]
deps = ["Libdl", "libblastrampoline_jll"]
uuid = "37e2e46d-f89d-539d-b4ee-838fcccc9c8e"

[[deps.LinearSolve]]
deps = ["ArrayInterface", "ConcreteStructs", "DocStringExtensions", "EnumX", "EnzymeCore", "FastLapackInterface", "GPUArraysCore", "InteractiveUtils", "KLU", "Krylov", "Libdl", "LinearAlgebra", "MKL_jll", "PrecompileTools", "Preferences", "RecursiveFactorization", "Reexport", "Requires", "SciMLBase", "SciMLOperators", "Setfield", "SparseArrays", "Sparspak", "SuiteSparse", "UnPack"]
git-tree-sha1 = "9f807ca41005f9a8f092716e48022ee5b36cf5b1"
uuid = "7ed4a6bd-45f5-4d41-b270-4a48e9bafcae"
version = "2.14.1"

[[deps.LogExpFunctions]]
deps = ["ChainRulesCore", "ChangesOfVariables", "DocStringExtensions", "InverseFunctions", "IrrationalConstants", "LinearAlgebra"]
git-tree-sha1 = "a2d09619db4e765091ee5c6ffe8872849de0feea"
uuid = "2ab3a3ac-af41-5b50-aa03-7779005ae688"
version = "0.3.28"

[[deps.Logging]]
uuid = "56ddb016-857b-54e1-b83d-db4d58db5568"

[[deps.LoggingExtras]]
deps = ["Dates", "Logging"]
git-tree-sha1 = "c1dd6d7978c12545b4179fb6153b9250c96b0075"
uuid = "e6f89c97-d47a-5376-807f-9c37f3926c36"
version = "1.0.3"

[[deps.LoopVectorization]]
deps = ["ArrayInterface", "CPUSummary", "ChainRulesCore", "CloseOpenIntervals", "DocStringExtensions", "ForwardDiff", "HostCPUFeatures", "IfElse", "LayoutPointers", "LinearAlgebra", "OffsetArrays", "PolyesterWeave", "PrecompileTools", "SIMDTypes", "SLEEFPirates", "SpecialFunctions", "Static", "StaticArrayInterface", "ThreadingUtilities", "UnPack", "VectorizationBase"]
git-tree-sha1 = "8084c25a250e00ae427a379a5b607e7aed96a2dd"
uuid = "bdcacae8-1622-11e9-2a5c-532679323890"
version = "0.12.171"

[[deps.MKL_jll]]
deps = ["Artifacts", "IntelOpenMP_jll", "JLLWrappers", "LazyArtifacts", "Libdl", "oneTBB_jll"]
git-tree-sha1 = "f046ccd0c6db2832a9f639e2c669c6fe867e5f4f"
uuid = "856f044c-d86e-5d09-b602-aeab76dc8ba7"
version = "2024.2.0+0"

[[deps.MacroTools]]
deps = ["Markdown", "Random"]
git-tree-sha1 = "2fa9ee3e63fd3a4f7a9a4f4744a52f4856de82df"
uuid = "1914dd2f-81c6-5fcd-8719-6d5c9610ff09"
version = "0.5.13"

[[deps.ManualMemory]]
git-tree-sha1 = "bcaef4fc7a0cfe2cba636d84cda54b5e4e4ca3cd"
uuid = "d125e4d3-2237-4719-b19c-fa641b8a4667"
version = "0.1.8"

[[deps.Markdown]]
deps = ["Base64"]
uuid = "d6f4376e-aef5-505a-96c1-9c027394607a"

[[deps.MathOptInterface]]
deps = ["BenchmarkTools", "CodecBzip2", "CodecZlib", "DataStructures", "ForwardDiff", "JSON", "LinearAlgebra", "MutableArithmetics", "NaNMath", "OrderedCollections", "PrecompileTools", "Printf", "SparseArrays", "SpecialFunctions", "Test", "Unicode"]
git-tree-sha1 = "c0fe113e9c72aa0c9a185fd3c5ca1daa51de1486"
uuid = "b8f27783-ece8-5eb3-8dc8-9495eed66fee"
version = "1.31.1"

[[deps.MbedTLS]]
deps = ["Dates", "MbedTLS_jll", "MozillaCACerts_jll", "NetworkOptions", "Random", "Sockets"]
git-tree-sha1 = "c067a280ddc25f196b5e7df3877c6b226d390aaf"
uuid = "739be429-bea8-5141-9913-cc70e7f3736d"
version = "1.1.9"

[[deps.MbedTLS_jll]]
deps = ["Artifacts", "Libdl"]
uuid = "c8ffd9c3-330d-5841-b78e-0817d7145fa1"
version = "2.28.0+0"

[[deps.Measures]]
git-tree-sha1 = "c13304c81eec1ed3af7fc20e75fb6b26092a1102"
uuid = "442fdcdd-2543-5da2-b0f3-8c86c306513e"
version = "0.3.2"

[[deps.Missings]]
deps = ["DataAPI"]
git-tree-sha1 = "ec4f7fbeab05d7747bdf98eb74d130a2a2ed298d"
uuid = "e1d29d7a-bbdc-5cf2-9ac0-f12de2c33e28"
version = "1.2.0"

[[deps.Mmap]]
uuid = "a63ad114-7e13-5084-954f-fe012c677804"

[[deps.MozillaCACerts_jll]]
uuid = "14a3606d-f60d-562e-9121-12d972cd8159"
version = "2022.2.1"

[[deps.MuladdMacro]]
git-tree-sha1 = "cac9cc5499c25554cba55cd3c30543cff5ca4fab"
uuid = "46d2c3a1-f734-5fdb-9937-b9b9aeba4221"
version = "0.2.4"

[[deps.MutableArithmetics]]
deps = ["LinearAlgebra", "SparseArrays", "Test"]
git-tree-sha1 = "d0a6b1096b584a2b88efb70a92f8cb8c881eb38a"
uuid = "d8a4904e-b15c-11e9-3269-09a3773c0cb0"
version = "1.4.6"

[[deps.NLSolversBase]]
deps = ["DiffResults", "Distributed", "FiniteDiff", "ForwardDiff"]
git-tree-sha1 = "a0b464d183da839699f4c79e7606d9d186ec172c"
uuid = "d41bc354-129a-5804-8e4c-c37616107c6c"
version = "7.8.3"

[[deps.NLsolve]]
deps = ["Distances", "LineSearches", "LinearAlgebra", "NLSolversBase", "Printf", "Reexport"]
git-tree-sha1 = "019f12e9a1a7880459d0173c182e6a99365d7ac1"
uuid = "2774e3e8-f4cf-5e23-947b-6d7e65073b56"
version = "4.5.1"

[[deps.NaNMath]]
deps = ["OpenLibm_jll"]
git-tree-sha1 = "0877504529a3e5c3343c6f8b4c0381e57e4387e4"
uuid = "77ba4419-2d1f-58cd-9bb1-8ffee604a2e3"
version = "1.0.2"

[[deps.NetworkOptions]]
uuid = "ca575930-c2e3-43a9-ace4-1e988b2c1908"
version = "1.2.0"

[[deps.NonlinearSolve]]
deps = ["ArrayInterface", "DiffEqBase", "EnumX", "FiniteDiff", "ForwardDiff", "LinearAlgebra", "LinearSolve", "PrecompileTools", "RecursiveArrayTools", "Reexport", "SciMLBase", "SimpleNonlinearSolve", "SparseArrays", "SparseDiffTools", "StaticArraysCore", "UnPack"]
git-tree-sha1 = "e10debcea868cd6e51249e8eeaf191c25f68a640"
uuid = "8913a72c-1f9b-4ce2-8d82-65094dcecaec"
version = "1.10.1"

[[deps.OffsetArrays]]
deps = ["Adapt"]
git-tree-sha1 = "1a27764e945a152f7ca7efa04de513d473e9542e"
uuid = "6fe1bfb0-de20-5000-8ca7-80f57d26f881"
version = "1.14.1"

[[deps.Ogg_jll]]
deps = ["Artifacts", "JLLWrappers", "Libdl", "Pkg"]
git-tree-sha1 = "887579a3eb005446d514ab7aeac5d1d027658b8f"
uuid = "e7412a2a-1a6e-54c0-be00-318e2571c051"
version = "1.3.5+1"

[[deps.OpenBLAS_jll]]
deps = ["Artifacts", "CompilerSupportLibraries_jll", "Libdl"]
uuid = "4536629a-c528-5b80-bd46-f80d51c5b363"
version = "0.3.20+0"

[[deps.OpenLibm_jll]]
deps = ["Artifacts", "Libdl"]
uuid = "05823500-19ac-5b8b-9628-191a04bc5112"
version = "0.8.1+0"

[[deps.OpenSSL]]
deps = ["BitFlags", "Dates", "MozillaCACerts_jll", "OpenSSL_jll", "Sockets"]
git-tree-sha1 = "38cb508d080d21dc1128f7fb04f20387ed4c0af4"
uuid = "4d8831e6-92b7-49fb-bdf8-b643e874388c"
version = "1.4.3"

[[deps.OpenSSL_jll]]
deps = ["Artifacts", "JLLWrappers", "Libdl"]
git-tree-sha1 = "a028ee3cb5641cccc4c24e90c36b0a4f7707bdf5"
uuid = "458c3c95-2e84-50aa-8efc-19380b2a3a95"
version = "3.0.14+0"

[[deps.OpenSpecFun_jll]]
deps = ["Artifacts", "CompilerSupportLibraries_jll", "JLLWrappers", "Libdl", "Pkg"]
git-tree-sha1 = "13652491f6856acfd2db29360e1bbcd4565d04f1"
uuid = "efe28fd5-8261-553b-a9e1-b2916fc3738e"
version = "0.5.5+0"

[[deps.Optim]]
deps = ["Compat", "FillArrays", "ForwardDiff", "LineSearches", "LinearAlgebra", "MathOptInterface", "NLSolversBase", "NaNMath", "Parameters", "PositiveFactorizations", "Printf", "SparseArrays", "StatsBase"]
git-tree-sha1 = "d9b79c4eed437421ac4285148fcadf42e0700e89"
uuid = "429524aa-4258-5aef-a3af-852621145aeb"
version = "1.9.4"

[[deps.Opus_jll]]
deps = ["Artifacts", "JLLWrappers", "Libdl"]
git-tree-sha1 = "6703a85cb3781bd5909d48730a67205f3f31a575"
uuid = "91d4177d-7536-5919-b921-800302f37372"
version = "1.3.3+0"

[[deps.OrderedCollections]]
git-tree-sha1 = "dfdf5519f235516220579f949664f1bf44e741c5"
uuid = "bac558e1-5e72-5ebc-8fee-abe8a469f55d"
version = "1.6.3"

[[deps.OrdinaryDiffEq]]
deps = ["ADTypes", "Adapt", "ArrayInterface", "DataStructures", "DiffEqBase", "DocStringExtensions", "ExponentialUtilities", "FastBroadcast", "FastClosures", "FiniteDiff", "ForwardDiff", "FunctionWrappersWrappers", "IfElse", "InteractiveUtils", "LineSearches", "LinearAlgebra", "LinearSolve", "Logging", "LoopVectorization", "MacroTools", "MuladdMacro", "NLsolve", "NonlinearSolve", "Polyester", "PreallocationTools", "PrecompileTools", "Preferences", "RecursiveArrayTools", "Reexport", "SciMLBase", "SciMLNLSolve", "SciMLOperators", "SimpleNonlinearSolve", "SimpleUnPack", "SparseArrays", "SparseDiffTools", "StaticArrayInterface", "StaticArrays", "TruncatedStacktraces"]
git-tree-sha1 = "f0f43037c0ba045e96f32d65858eb825a211b817"
uuid = "1dea7af3-3e70-54e6-95c3-0bf5283fa5ed"
version = "6.58.2"

[[deps.PCRE2_jll]]
deps = ["Artifacts", "Libdl"]
uuid = "efcefdf7-47ab-520b-bdef-62a2eaa19f15"
version = "10.40.0+0"

[[deps.PDMats]]
deps = ["LinearAlgebra", "SparseArrays", "SuiteSparse"]
git-tree-sha1 = "949347156c25054de2db3b166c52ac4728cbad65"
uuid = "90014a1f-27ba-587c-ab20-58faa44d9150"
version = "0.11.31"

[[deps.PackageExtensionCompat]]
deps = ["Requires", "TOML"]
git-tree-sha1 = "fb28e33b8a95c4cee25ce296c817d89cc2e53518"
uuid = "65ce6f38-6b18-4e1d-a461-8949797d7930"
version = "1.0.2"

[[deps.Pango_jll]]
deps = ["Artifacts", "Cairo_jll", "Fontconfig_jll", "FreeType2_jll", "FriBidi_jll", "Glib_jll", "HarfBuzz_jll", "JLLWrappers", "Libdl"]
git-tree-sha1 = "e127b609fb9ecba6f201ba7ab753d5a605d53801"
uuid = "36c8627f-9965-5494-a995-c6b170f724f3"
version = "1.54.1+0"

[[deps.Parameters]]
deps = ["OrderedCollections", "UnPack"]
git-tree-sha1 = "34c0e9ad262e5f7fc75b10a9952ca7692cfc5fbe"
uuid = "d96e819e-fc66-5662-9728-84c9c7592b0a"
version = "0.12.3"

[[deps.Parsers]]
deps = ["Dates", "PrecompileTools", "UUIDs"]
git-tree-sha1 = "8489905bcdbcfac64d1daa51ca07c0d8f0283821"
uuid = "69de0a69-1ddd-5017-9359-2bf0b02dc9f0"
version = "2.8.1"

[[deps.Pipe]]
git-tree-sha1 = "6842804e7867b115ca9de748a0cf6b364523c16d"
uuid = "b98c9c47-44ae-5843-9183-064241ee97a0"
version = "1.3.0"

[[deps.Pixman_jll]]
deps = ["Artifacts", "CompilerSupportLibraries_jll", "JLLWrappers", "LLVMOpenMP_jll", "Libdl"]
git-tree-sha1 = "35621f10a7531bc8fa58f74610b1bfb70a3cfc6b"
uuid = "30392449-352a-5448-841d-b1acce4e97dc"
version = "0.43.4+0"

[[deps.Pkg]]
deps = ["Artifacts", "Dates", "Downloads", "LibGit2", "Libdl", "Logging", "Markdown", "Printf", "REPL", "Random", "SHA", "Serialization", "TOML", "Tar", "UUIDs", "p7zip_jll"]
uuid = "44cfe95a-1eb2-52ea-b672-e2afdf69b78f"
version = "1.8.0"

[[deps.PlotThemes]]
deps = ["PlotUtils", "Statistics"]
git-tree-sha1 = "6e55c6841ce3411ccb3457ee52fc48cb698d6fb0"
uuid = "ccf2f8ad-2431-5c83-bf29-c5338b663b6a"
version = "3.2.0"

[[deps.PlotUtils]]
deps = ["ColorSchemes", "Colors", "Dates", "PrecompileTools", "Printf", "Random", "Reexport", "Statistics"]
git-tree-sha1 = "7b1a9df27f072ac4c9c7cbe5efb198489258d1f5"
uuid = "995b91a9-d308-5afd-9ec6-746e21dbc043"
version = "1.4.1"

[[deps.Plots]]
deps = ["Base64", "Contour", "Dates", "Downloads", "FFMPEG", "FixedPointNumbers", "GR", "JLFzf", "JSON", "LaTeXStrings", "Latexify", "LinearAlgebra", "Measures", "NaNMath", "Pkg", "PlotThemes", "PlotUtils", "PrecompileTools", "Printf", "REPL", "Random", "RecipesBase", "RecipesPipeline", "Reexport", "RelocatableFolders", "Requires", "Scratch", "Showoff", "SparseArrays", "Statistics", "StatsBase", "TOML", "UUIDs", "UnicodeFun", "UnitfulLatexify", "Unzip"]
git-tree-sha1 = "082f0c4b70c202c37784ce4bfbc33c9f437685bf"
uuid = "91a5bcdd-55d7-5caf-9e0b-520d859cae80"
version = "1.40.5"

[[deps.PoissonRandom]]
deps = ["Random"]
git-tree-sha1 = "a0f1159c33f846aa77c3f30ebbc69795e5327152"
uuid = "e409e4f3-bfea-5376-8464-e040bb5c01ab"
version = "0.4.4"

[[deps.Polyester]]
deps = ["ArrayInterface", "BitTwiddlingConvenienceFunctions", "CPUSummary", "IfElse", "ManualMemory", "PolyesterWeave", "Static", "StaticArrayInterface", "StrideArraysCore", "ThreadingUtilities"]
git-tree-sha1 = "6d38fea02d983051776a856b7df75b30cf9a3c1f"
uuid = "f517fe37-dbe3-4b94-8317-1923a5111588"
version = "0.7.16"

[[deps.PolyesterWeave]]
deps = ["BitTwiddlingConvenienceFunctions", "CPUSummary", "IfElse", "Static", "ThreadingUtilities"]
git-tree-sha1 = "645bed98cd47f72f67316fd42fc47dee771aefcd"
uuid = "1d0040c9-8b98-4ee7-8388-3f51789ca0ad"
version = "0.2.2"

[[deps.PositiveFactorizations]]
deps = ["LinearAlgebra"]
git-tree-sha1 = "17275485f373e6673f7e7f97051f703ed5b15b20"
uuid = "85a6dd25-e78a-55b7-8502-1745935b8125"
version = "0.2.4"

[[deps.PreallocationTools]]
deps = ["Adapt", "ArrayInterface", "ForwardDiff", "Requires"]
git-tree-sha1 = "f739b1b3cc7b9949af3b35089931f2b58c289163"
uuid = "d236fae5-4411-538c-8e31-a6e3d9e00b46"
version = "0.4.12"

[[deps.PrecompileTools]]
deps = ["Preferences"]
git-tree-sha1 = "5aa36f7049a63a1528fe8f7c3f2113413ffd4e1f"
uuid = "aea7be01-6a6a-4083-8856-8a6e6704d82a"
version = "1.2.1"

[[deps.Preferences]]
deps = ["TOML"]
git-tree-sha1 = "9306f6085165d270f7e3db02af26a400d580f5c6"
uuid = "21216c6a-2e73-6563-6e65-726566657250"
version = "1.4.3"

[[deps.Printf]]
deps = ["Unicode"]
uuid = "de0858da-6303-5e67-8744-51eddeeeb8d7"

[[deps.Profile]]
deps = ["Printf"]
uuid = "9abbd945-dff8-562f-b5e8-e1ebf5ef1b79"

[[deps.PtrArrays]]
git-tree-sha1 = "f011fbb92c4d401059b2212c05c0601b70f8b759"
uuid = "43287f4e-b6f4-7ad1-bb20-aadabca52c3d"
version = "1.2.0"

[[deps.Qt6Base_jll]]
deps = ["Artifacts", "CompilerSupportLibraries_jll", "Fontconfig_jll", "Glib_jll", "JLLWrappers", "Libdl", "Libglvnd_jll", "OpenSSL_jll", "Vulkan_Loader_jll", "Xorg_libSM_jll", "Xorg_libXext_jll", "Xorg_libXrender_jll", "Xorg_libxcb_jll", "Xorg_xcb_util_cursor_jll", "Xorg_xcb_util_image_jll", "Xorg_xcb_util_keysyms_jll", "Xorg_xcb_util_renderutil_jll", "Xorg_xcb_util_wm_jll", "Zlib_jll", "libinput_jll", "xkbcommon_jll"]
git-tree-sha1 = "492601870742dcd38f233b23c3ec629628c1d724"
uuid = "c0090381-4147-56d7-9ebc-da0b1113ec56"
version = "6.7.1+1"

[[deps.Qt6Declarative_jll]]
deps = ["Artifacts", "JLLWrappers", "Libdl", "Qt6Base_jll", "Qt6ShaderTools_jll"]
git-tree-sha1 = "e5dd466bf2569fe08c91a2cc29c1003f4797ac3b"
uuid = "629bc702-f1f5-5709-abd5-49b8460ea067"
version = "6.7.1+2"

[[deps.Qt6ShaderTools_jll]]
deps = ["Artifacts", "JLLWrappers", "Libdl", "Qt6Base_jll"]
git-tree-sha1 = "1a180aeced866700d4bebc3120ea1451201f16bc"
uuid = "ce943373-25bb-56aa-8eca-768745ed7b5a"
version = "6.7.1+1"

[[deps.Qt6Wayland_jll]]
deps = ["Artifacts", "JLLWrappers", "Libdl", "Qt6Base_jll", "Qt6Declarative_jll"]
git-tree-sha1 = "729927532d48cf79f49070341e1d918a65aba6b0"
uuid = "e99dba38-086e-5de3-a5b1-6e4c66e897c3"
version = "6.7.1+1"

[[deps.QuadGK]]
deps = ["DataStructures", "LinearAlgebra"]
git-tree-sha1 = "e237232771fdafbae3db5c31275303e056afaa9f"
uuid = "1fd47b50-473d-5c70-9696-f719f8f3bcdc"
version = "2.10.1"

[[deps.REPL]]
deps = ["InteractiveUtils", "Markdown", "Sockets", "Unicode"]
uuid = "3fa0cd96-eef1-5676-8a61-b3b8758bbffb"

[[deps.Random]]
deps = ["SHA", "Serialization"]
uuid = "9a3f8284-a2c9-5f02-9a11-845980a1fd5c"

[[deps.Random123]]
deps = ["Random", "RandomNumbers"]
git-tree-sha1 = "4743b43e5a9c4a2ede372de7061eed81795b12e7"
uuid = "74087812-796a-5b5d-8853-05524746bad3"
version = "1.7.0"

[[deps.RandomNumbers]]
deps = ["Random"]
git-tree-sha1 = "c6ec94d2aaba1ab2ff983052cf6a606ca5985902"
uuid = "e6cf234a-135c-5ec9-84dd-332b85af5143"
version = "1.6.0"

[[deps.RecipesBase]]
deps = ["PrecompileTools"]
git-tree-sha1 = "5c3d09cc4f31f5fc6af001c250bf1278733100ff"
uuid = "3cdcf5f2-1ef4-517c-9805-6587b60abb01"
version = "1.3.4"

[[deps.RecipesPipeline]]
deps = ["Dates", "NaNMath", "PlotUtils", "PrecompileTools", "RecipesBase"]
git-tree-sha1 = "45cf9fd0ca5839d06ef333c8201714e888486342"
uuid = "01d81517-befc-4cb6-b9ec-a95719d0359c"
version = "0.6.12"

[[deps.RecursiveArrayTools]]
deps = ["Adapt", "ArrayInterface", "DocStringExtensions", "GPUArraysCore", "IteratorInterfaceExtensions", "LinearAlgebra", "RecipesBase", "Requires", "StaticArraysCore", "Statistics", "SymbolicIndexingInterface", "Tables"]
git-tree-sha1 = "d7087c013e8a496ff396bae843b1e16d9a30ede8"
uuid = "731186ca-8d62-57ce-b412-fbd966d074cd"
version = "2.38.10"

[[deps.RecursiveFactorization]]
deps = ["LinearAlgebra", "LoopVectorization", "Polyester", "PrecompileTools", "StrideArraysCore", "TriangularSolve"]
git-tree-sha1 = "c04dacfc546591d43c39dc529c922d6a06a5a694"
uuid = "f2c3362d-daeb-58d1-803e-2bc74f2840b4"
version = "0.2.22"

[[deps.Reexport]]
git-tree-sha1 = "45e428421666073eab6f2da5c9d310d99bb12f9b"
uuid = "189a3867-3050-52da-a836-e630ba90ab69"
version = "1.2.2"

[[deps.RelocatableFolders]]
deps = ["SHA", "Scratch"]
git-tree-sha1 = "ffdaf70d81cf6ff22c2b6e733c900c3321cab864"
uuid = "05181044-ff0b-4ac5-8273-598c1e38db00"
version = "1.0.1"

[[deps.Requires]]
deps = ["UUIDs"]
git-tree-sha1 = "838a3a4188e2ded87a4f9f184b4b0d78a1e91cb7"
uuid = "ae029012-a4dd-5104-9daa-d747884805df"
version = "1.3.0"

[[deps.ResettableStacks]]
deps = ["StaticArrays"]
git-tree-sha1 = "256eeeec186fa7f26f2801732774ccf277f05db9"
uuid = "ae5879a3-cd67-5da8-be7f-38c6eb64a37b"
version = "1.1.1"

[[deps.Rmath]]
deps = ["Random", "Rmath_jll"]
git-tree-sha1 = "f65dcb5fa46aee0cf9ed6274ccbd597adc49aa7b"
uuid = "79098fc4-a85e-5d69-aa6a-4863f24498fa"
version = "0.7.1"

[[deps.Rmath_jll]]
deps = ["Artifacts", "JLLWrappers", "Libdl"]
git-tree-sha1 = "e60724fd3beea548353984dc61c943ecddb0e29a"
uuid = "f50d1b31-88e8-58de-be2c-1cc44531875f"
version = "0.4.3+0"

[[deps.RuntimeGeneratedFunctions]]
deps = ["ExprTools", "SHA", "Serialization"]
git-tree-sha1 = "6aacc5eefe8415f47b3e34214c1d79d2674a0ba2"
uuid = "7e49a35a-f44a-4d26-94aa-eba1b4ca6b47"
version = "0.5.12"

[[deps.SHA]]
uuid = "ea8e919c-243c-51af-8825-aaa63cd721ce"
version = "0.7.0"

[[deps.SIMDTypes]]
git-tree-sha1 = "330289636fb8107c5f32088d2741e9fd7a061a5c"
uuid = "94e857df-77ce-4151-89e5-788b33177be4"
version = "0.1.0"

[[deps.SLEEFPirates]]
deps = ["IfElse", "Static", "VectorizationBase"]
git-tree-sha1 = "456f610ca2fbd1c14f5fcf31c6bfadc55e7d66e0"
uuid = "476501e8-09a2-5ece-8869-fb82de89a1fa"
version = "0.6.43"

[[deps.SciMLBase]]
deps = ["ADTypes", "ArrayInterface", "ChainRulesCore", "CommonSolve", "ConstructionBase", "Distributed", "DocStringExtensions", "EnumX", "FillArrays", "FunctionWrappersWrappers", "IteratorInterfaceExtensions", "LinearAlgebra", "Logging", "Markdown", "PrecompileTools", "Preferences", "RecipesBase", "RecursiveArrayTools", "Reexport", "RuntimeGeneratedFunctions", "SciMLOperators", "StaticArraysCore", "Statistics", "SymbolicIndexingInterface", "Tables", "TruncatedStacktraces", "ZygoteRules"]
git-tree-sha1 = "916b8a94c0d61fa5f7c5295649d3746afb866aff"
uuid = "0bca4576-84f4-4d90-8ffe-ffa030f20462"
version = "1.98.1"

[[deps.SciMLNLSolve]]
deps = ["DiffEqBase", "LineSearches", "NLsolve", "Reexport", "SciMLBase"]
git-tree-sha1 = "765b788339abd7d983618c09cfc0192e2b6b15fd"
uuid = "e9a6253c-8580-4d32-9898-8661bb511710"
version = "0.1.9"

[[deps.SciMLOperators]]
deps = ["ArrayInterface", "DocStringExtensions", "Lazy", "LinearAlgebra", "Setfield", "SparseArrays", "StaticArraysCore", "Tricks"]
git-tree-sha1 = "51ae235ff058a64815e0a2c34b1db7578a06813d"
uuid = "c0aeaf25-5076-4817-a8d5-81caf7dfa961"
version = "0.3.7"

[[deps.Scratch]]
deps = ["Dates"]
git-tree-sha1 = "3bac05bc7e74a75fd9cba4295cde4045d9fe2386"
uuid = "6c6a2e73-6563-6170-7368-637461726353"
version = "1.2.1"

[[deps.Serialization]]
uuid = "9e88b42a-f829-5b0c-bbe9-9e923198166b"

[[deps.Setfield]]
deps = ["ConstructionBase", "Future", "MacroTools", "StaticArraysCore"]
git-tree-sha1 = "e2cc6d8c88613c05e1defb55170bf5ff211fbeac"
uuid = "efcf1570-3423-57d1-acb7-fd33fddbac46"
version = "1.1.1"

[[deps.SharedArrays]]
deps = ["Distributed", "Mmap", "Random", "Serialization"]
uuid = "1a1011a3-84de-559e-8e89-a11a2f7dc383"

[[deps.Showoff]]
deps = ["Dates", "Grisu"]
git-tree-sha1 = "91eddf657aca81df9ae6ceb20b959ae5653ad1de"
uuid = "992d4aef-0814-514b-bc4d-f2e9a6c4116f"
version = "1.0.3"

[[deps.SimpleBufferStream]]
git-tree-sha1 = "874e8867b33a00e784c8a7e4b60afe9e037b74e1"
uuid = "777ac1f9-54b0-4bf8-805c-2214025038e7"
version = "1.1.0"

[[deps.SimpleNonlinearSolve]]
deps = ["ArrayInterface", "DiffEqBase", "FiniteDiff", "ForwardDiff", "LinearAlgebra", "PackageExtensionCompat", "PrecompileTools", "Reexport", "SciMLBase", "StaticArraysCore"]
git-tree-sha1 = "15ff97fa4881133caa324dacafe28b5ac47ad8a2"
uuid = "727e6d20-b764-4bd8-a329-72de5adea6c7"
version = "0.1.23"

[[deps.SimpleTraits]]
deps = ["InteractiveUtils", "MacroTools"]
git-tree-sha1 = "5d7e3f4e11935503d3ecaf7186eac40602e7d231"
uuid = "699a6c99-e7fa-54fc-8d76-47d257e15c1d"
version = "0.9.4"

[[deps.SimpleUnPack]]
git-tree-sha1 = "58e6353e72cde29b90a69527e56df1b5c3d8c437"
uuid = "ce78b400-467f-4804-87d8-8f486da07d0a"
version = "1.1.0"

[[deps.Sockets]]
uuid = "6462fe0b-24de-5631-8697-dd941f90decc"

[[deps.SortingAlgorithms]]
deps = ["DataStructures"]
git-tree-sha1 = "66e0a8e672a0bdfca2c3f5937efb8538b9ddc085"
uuid = "a2af1166-a08f-5f64-846c-94a0d3cef48c"
version = "1.2.1"

[[deps.SparseArrays]]
deps = ["LinearAlgebra", "Random"]
uuid = "2f01184e-e22b-5df5-ae63-d93ebab69eaf"

[[deps.SparseDiffTools]]
deps = ["ADTypes", "Adapt", "ArrayInterface", "Compat", "DataStructures", "FiniteDiff", "ForwardDiff", "Graphs", "LinearAlgebra", "PackageExtensionCompat", "Random", "Reexport", "SciMLOperators", "Setfield", "SparseArrays", "StaticArrayInterface", "StaticArrays", "Tricks", "UnPack", "VertexSafeGraphs"]
git-tree-sha1 = "cce98ad7c896e52bb0eded174f02fc2a29c38477"
uuid = "47a9eef4-7e08-11e9-0b38-333d64bd3804"
version = "2.18.0"

[[deps.Sparspak]]
deps = ["Libdl", "LinearAlgebra", "Logging", "OffsetArrays", "Printf", "SparseArrays", "Test"]
git-tree-sha1 = "342cf4b449c299d8d1ceaf00b7a49f4fbc7940e7"
uuid = "e56a9233-b9d6-4f03-8d0f-1825330902ac"
version = "0.3.9"

[[deps.SpecialFunctions]]
deps = ["ChainRulesCore", "IrrationalConstants", "LogExpFunctions", "OpenLibm_jll", "OpenSpecFun_jll"]
git-tree-sha1 = "2f5d4697f21388cbe1ff299430dd169ef97d7e14"
uuid = "276daf66-3868-5448-9aa4-cd146d93841b"
version = "2.4.0"

[[deps.Static]]
deps = ["IfElse"]
git-tree-sha1 = "b366eb1eb68075745777d80861c6706c33f588ae"
uuid = "aedffcd0-7271-4cad-89d0-dc628f76c6d3"
version = "0.8.9"

[[deps.StaticArrayInterface]]
deps = ["ArrayInterface", "Compat", "IfElse", "LinearAlgebra", "PrecompileTools", "Requires", "Static"]
git-tree-sha1 = "c3668ff1a3e4ddf374fc4f8c25539ce7194dcc39"
uuid = "0d7ed370-da01-4f52-bd93-41d350b8b718"
version = "1.6.0"

[[deps.StaticArrays]]
deps = ["LinearAlgebra", "PrecompileTools", "Random", "StaticArraysCore", "Statistics"]
git-tree-sha1 = "eeafab08ae20c62c44c8399ccb9354a04b80db50"
uuid = "90137ffa-7385-5640-81b9-e52037218182"
version = "1.9.7"

[[deps.StaticArraysCore]]
git-tree-sha1 = "192954ef1208c7019899fbf8049e717f92959682"
uuid = "1e83bf80-4336-4d27-bf5d-d5a4f845583c"
version = "1.4.3"

[[deps.Statistics]]
deps = ["LinearAlgebra", "SparseArrays"]
uuid = "10745b16-79ce-11e8-11f9-7d13ad32a3b2"

[[deps.StatsAPI]]
deps = ["LinearAlgebra"]
git-tree-sha1 = "1ff449ad350c9c4cbc756624d6f8a8c3ef56d3ed"
uuid = "82ae8749-77ed-4fe6-ae5f-f523153014b0"
version = "1.7.0"

[[deps.StatsBase]]
deps = ["DataAPI", "DataStructures", "LinearAlgebra", "LogExpFunctions", "Missings", "Printf", "Random", "SortingAlgorithms", "SparseArrays", "Statistics", "StatsAPI"]
git-tree-sha1 = "5cf7606d6cef84b543b483848d4ae08ad9832b21"
uuid = "2913bbd2-ae8a-5f71-8c99-4fb6c76f3a91"
version = "0.34.3"

[[deps.StatsFuns]]
deps = ["ChainRulesCore", "HypergeometricFunctions", "InverseFunctions", "IrrationalConstants", "LogExpFunctions", "Reexport", "Rmath", "SpecialFunctions"]
git-tree-sha1 = "cef0472124fab0695b58ca35a77c6fb942fdab8a"
uuid = "4c63d2b9-4356-54db-8cca-17b64c39e42c"
version = "1.3.1"

[[deps.SteadyStateDiffEq]]
deps = ["DiffEqBase", "DiffEqCallbacks", "LinearAlgebra", "NLsolve", "Reexport", "SciMLBase"]
git-tree-sha1 = "2ca69f4be3294e4cd987d83d6019037d420d9fc1"
uuid = "9672c7b4-1e72-59bd-8a11-6ac3964bc41f"
version = "1.16.1"

[[deps.StochasticDiffEq]]
deps = ["Adapt", "ArrayInterface", "DataStructures", "DiffEqBase", "DiffEqNoiseProcess", "DocStringExtensions", "FillArrays", "FiniteDiff", "ForwardDiff", "JumpProcesses", "LevyArea", "LinearAlgebra", "Logging", "MuladdMacro", "NLsolve", "OrdinaryDiffEq", "Random", "RandomNumbers", "RecursiveArrayTools", "Reexport", "SciMLBase", "SciMLOperators", "SparseArrays", "SparseDiffTools", "StaticArrays", "UnPack"]
git-tree-sha1 = "b341540a647b39728b6d64eaeda82178e848f76e"
uuid = "789caeaf-c7a9-5a7d-9973-96adeb23e2a0"
version = "6.62.0"

[[deps.StrideArraysCore]]
deps = ["ArrayInterface", "CloseOpenIntervals", "IfElse", "LayoutPointers", "LinearAlgebra", "ManualMemory", "SIMDTypes", "Static", "StaticArrayInterface", "ThreadingUtilities"]
git-tree-sha1 = "f35f6ab602df8413a50c4a25ca14de821e8605fb"
uuid = "7792a7ef-975c-4747-a70f-980b88e8d1da"
version = "0.5.7"

[[deps.SuiteSparse]]
deps = ["Libdl", "LinearAlgebra", "Serialization", "SparseArrays"]
uuid = "4607b0f0-06f3-5cda-b6b1-a6196a1729e9"

[[deps.SuiteSparse_jll]]
deps = ["Artifacts", "Libdl", "Pkg", "libblastrampoline_jll"]
uuid = "bea87d4a-7f5b-5778-9afe-8cc45184846c"
version = "5.10.1+0"

[[deps.Sundials]]
deps = ["CEnum", "DataStructures", "DiffEqBase", "Libdl", "LinearAlgebra", "Logging", "PrecompileTools", "Reexport", "SciMLBase", "SparseArrays", "Sundials_jll"]
git-tree-sha1 = "71dc65a2d7decdde5500299c9b04309e0138d1b4"
uuid = "c3572dad-4567-51f8-b174-8c6c989267f4"
version = "4.20.1"

[[deps.Sundials_jll]]
deps = ["Artifacts", "CompilerSupportLibraries_jll", "JLLWrappers", "Libdl", "OpenBLAS_jll", "Pkg", "SuiteSparse_jll"]
git-tree-sha1 = "04777432d74ec5bc91ca047c9e0e0fd7f81acdb6"
uuid = "fb77eaff-e24c-56d4-86b1-d163f2edb164"
version = "5.2.1+0"

[[deps.SymbolicIndexingInterface]]
deps = ["DocStringExtensions"]
git-tree-sha1 = "f8ab052bfcbdb9b48fad2c80c873aa0d0344dfe5"
uuid = "2efcf032-c050-4f8e-a9bb-153293bab1f5"
version = "0.2.2"

[[deps.TOML]]
deps = ["Dates"]
uuid = "fa267f1f-6049-4f14-aa54-33bafae1ed76"
version = "1.0.0"

[[deps.TableTraits]]
deps = ["IteratorInterfaceExtensions"]
git-tree-sha1 = "c06b2f539df1c6efa794486abfb6ed2022561a39"
uuid = "3783bdb8-4a98-5b6b-af9a-565f29a5fe9c"
version = "1.0.1"

[[deps.Tables]]
deps = ["DataAPI", "DataValueInterfaces", "IteratorInterfaceExtensions", "OrderedCollections", "TableTraits"]
git-tree-sha1 = "598cd7c1f68d1e205689b1c2fe65a9f85846f297"
uuid = "bd369af6-aec1-5ad0-b16a-f7cc5008161c"
version = "1.12.0"

[[deps.Tar]]
deps = ["ArgTools", "SHA"]
uuid = "a4e569a6-e804-4fa4-b0f3-eef7a1d5b13e"
version = "1.10.0"

[[deps.TensorCore]]
deps = ["LinearAlgebra"]
git-tree-sha1 = "1feb45f88d133a655e001435632f019a9a1bcdb6"
uuid = "62fd8b95-f654-4bbd-a8a5-9c27f68ccd50"
version = "0.1.1"

[[deps.Test]]
deps = ["InteractiveUtils", "Logging", "Random", "Serialization"]
uuid = "8dfed614-e22c-5e08-85e1-65c5234f0b40"

[[deps.ThreadingUtilities]]
deps = ["ManualMemory"]
git-tree-sha1 = "eda08f7e9818eb53661b3deb74e3159460dfbc27"
uuid = "8290d209-cae3-49c0-8002-c8c24d57dab5"
version = "0.5.2"

[[deps.TranscodingStreams]]
git-tree-sha1 = "e84b3a11b9bece70d14cce63406bbc79ed3464d2"
uuid = "3bb67fe8-82b1-5028-8e26-92a6c54297fa"
version = "0.11.2"

[[deps.TriangularSolve]]
deps = ["CloseOpenIntervals", "IfElse", "LayoutPointers", "LinearAlgebra", "LoopVectorization", "Polyester", "Static", "VectorizationBase"]
git-tree-sha1 = "fadebab77bf3ae041f77346dd1c290173da5a443"
uuid = "d5829a12-d9aa-46ab-831f-fb7c9ab06edf"
version = "0.1.20"

[[deps.Tricks]]
git-tree-sha1 = "7822b97e99a1672bfb1b49b668a6d46d58d8cbcb"
uuid = "410a4b4d-49e4-4fbc-ab6d-cb71b17b3775"
version = "0.1.9"

[[deps.TruncatedStacktraces]]
deps = ["InteractiveUtils", "MacroTools", "Preferences"]
git-tree-sha1 = "ea3e54c2bdde39062abf5a9758a23735558705e1"
uuid = "781d530d-4396-4725-bb49-402e4bee1e77"
version = "1.4.0"

[[deps.URIs]]
git-tree-sha1 = "67db6cc7b3821e19ebe75791a9dd19c9b1188f2b"
uuid = "5c2747f8-b7ea-4ff2-ba2e-563bfd36b1d4"
version = "1.5.1"

[[deps.UUIDs]]
deps = ["Random", "SHA"]
uuid = "cf7118a7-6976-5b1a-9a39-7adc72f591a4"

[[deps.UnPack]]
git-tree-sha1 = "387c1f73762231e86e0c9c5443ce3b4a0a9a0c2b"
uuid = "3a884ed6-31ef-47d7-9d2a-63182c4928ed"
version = "1.0.2"

[[deps.Unicode]]
uuid = "4ec0a83e-493e-50e2-b9ac-8f72acf5a8f5"

[[deps.UnicodeFun]]
deps = ["REPL"]
git-tree-sha1 = "53915e50200959667e78a92a418594b428dffddf"
uuid = "1cfade01-22cf-5700-b092-accc4b62d6e1"
version = "0.4.1"

[[deps.Unitful]]
deps = ["ConstructionBase", "Dates", "InverseFunctions", "LinearAlgebra", "Random"]
git-tree-sha1 = "d95fe458f26209c66a187b1114df96fd70839efd"
uuid = "1986cc42-f94f-5a68-af5c-568840ba703d"
version = "1.21.0"

[[deps.UnitfulLatexify]]
deps = ["LaTeXStrings", "Latexify", "Unitful"]
git-tree-sha1 = "975c354fcd5f7e1ddcc1f1a23e6e091d99e99bc8"
uuid = "45397f5d-5981-4c77-b2b3-fc36d6e9b728"
version = "1.6.4"

[[deps.Unzip]]
git-tree-sha1 = "ca0969166a028236229f63514992fc073799bb78"
uuid = "41fe7b60-77ed-43a1-b4f0-825fd5a5650d"
version = "0.2.0"

[[deps.VectorizationBase]]
deps = ["ArrayInterface", "CPUSummary", "HostCPUFeatures", "IfElse", "LayoutPointers", "Libdl", "LinearAlgebra", "SIMDTypes", "Static", "StaticArrayInterface"]
git-tree-sha1 = "e7f5b81c65eb858bed630fe006837b935518aca5"
uuid = "3d5dd08c-fd9d-11e8-17fa-ed2836048c2f"
version = "0.21.70"

[[deps.VertexSafeGraphs]]
deps = ["Graphs"]
git-tree-sha1 = "8351f8d73d7e880bfc042a8b6922684ebeafb35c"
uuid = "19fa3120-7c27-5ec5-8db8-b0b0aa330d6f"
version = "0.2.0"

[[deps.Vulkan_Loader_jll]]
deps = ["Artifacts", "JLLWrappers", "Libdl", "Wayland_jll", "Xorg_libX11_jll", "Xorg_libXrandr_jll", "xkbcommon_jll"]
git-tree-sha1 = "2f0486047a07670caad3a81a075d2e518acc5c59"
uuid = "a44049a8-05dd-5a78-86c9-5fde0876e88c"
version = "1.3.243+0"

[[deps.Wayland_jll]]
deps = ["Artifacts", "EpollShim_jll", "Expat_jll", "JLLWrappers", "Libdl", "Libffi_jll", "Pkg", "XML2_jll"]
git-tree-sha1 = "7558e29847e99bc3f04d6569e82d0f5c54460703"
uuid = "a2964d1f-97da-50d4-b82a-358c7fce9d89"
version = "1.21.0+1"

[[deps.Wayland_protocols_jll]]
deps = ["Artifacts", "JLLWrappers", "Libdl", "Pkg"]
git-tree-sha1 = "93f43ab61b16ddfb2fd3bb13b3ce241cafb0e6c9"
uuid = "2381bf8a-dfd0-557d-9999-79630e7b1b91"
version = "1.31.0+0"

[[deps.XML2_jll]]
deps = ["Artifacts", "JLLWrappers", "Libdl", "Libiconv_jll", "Zlib_jll"]
git-tree-sha1 = "1165b0443d0eca63ac1e32b8c0eb69ed2f4f8127"
uuid = "02c8fc9c-b97f-50b9-bbe4-9be30ff0a78a"
version = "2.13.3+0"

[[deps.XSLT_jll]]
deps = ["Artifacts", "JLLWrappers", "Libdl", "Libgcrypt_jll", "Libgpg_error_jll", "Libiconv_jll", "XML2_jll", "Zlib_jll"]
git-tree-sha1 = "a54ee957f4c86b526460a720dbc882fa5edcbefc"
uuid = "aed1982a-8fda-507f-9586-7b0439959a61"
version = "1.1.41+0"

[[deps.XZ_jll]]
deps = ["Artifacts", "JLLWrappers", "Libdl"]
git-tree-sha1 = "ac88fb95ae6447c8dda6a5503f3bafd496ae8632"
uuid = "ffd25f8a-64ca-5728-b0f7-c24cf3aae800"
version = "5.4.6+0"

[[deps.Xorg_libICE_jll]]
deps = ["Artifacts", "JLLWrappers", "Libdl"]
git-tree-sha1 = "326b4fea307b0b39892b3e85fa451692eda8d46c"
uuid = "f67eecfb-183a-506d-b269-f58e52b52d7c"
version = "1.1.1+0"

[[deps.Xorg_libSM_jll]]
deps = ["Artifacts", "JLLWrappers", "Libdl", "Xorg_libICE_jll"]
git-tree-sha1 = "3796722887072218eabafb494a13c963209754ce"
uuid = "c834827a-8449-5923-a945-d239c165b7dd"
version = "1.2.4+0"

[[deps.Xorg_libX11_jll]]
deps = ["Artifacts", "JLLWrappers", "Libdl", "Xorg_libxcb_jll", "Xorg_xtrans_jll"]
git-tree-sha1 = "afead5aba5aa507ad5a3bf01f58f82c8d1403495"
uuid = "4f6342f7-b3d2-589e-9d20-edeb45f2b2bc"
version = "1.8.6+0"

[[deps.Xorg_libXau_jll]]
deps = ["Artifacts", "JLLWrappers", "Libdl"]
git-tree-sha1 = "6035850dcc70518ca32f012e46015b9beeda49d8"
uuid = "0c0b7dd1-d40b-584c-a123-a41640f87eec"
version = "1.0.11+0"

[[deps.Xorg_libXcursor_jll]]
deps = ["Artifacts", "JLLWrappers", "Libdl", "Pkg", "Xorg_libXfixes_jll", "Xorg_libXrender_jll"]
git-tree-sha1 = "12e0eb3bc634fa2080c1c37fccf56f7c22989afd"
uuid = "935fb764-8cf2-53bf-bb30-45bb1f8bf724"
version = "1.2.0+4"

[[deps.Xorg_libXdmcp_jll]]
deps = ["Artifacts", "JLLWrappers", "Libdl"]
git-tree-sha1 = "34d526d318358a859d7de23da945578e8e8727b7"
uuid = "a3789734-cfe1-5b06-b2d0-1dd0d9d62d05"
version = "1.1.4+0"

[[deps.Xorg_libXext_jll]]
deps = ["Artifacts", "JLLWrappers", "Libdl", "Xorg_libX11_jll"]
git-tree-sha1 = "d2d1a5c49fae4ba39983f63de6afcbea47194e85"
uuid = "1082639a-0dae-5f34-9b06-72781eeb8cb3"
version = "1.3.6+0"

[[deps.Xorg_libXfixes_jll]]
deps = ["Artifacts", "JLLWrappers", "Libdl", "Pkg", "Xorg_libX11_jll"]
git-tree-sha1 = "0e0dc7431e7a0587559f9294aeec269471c991a4"
uuid = "d091e8ba-531a-589c-9de9-94069b037ed8"
version = "5.0.3+4"

[[deps.Xorg_libXi_jll]]
deps = ["Artifacts", "JLLWrappers", "Libdl", "Pkg", "Xorg_libXext_jll", "Xorg_libXfixes_jll"]
git-tree-sha1 = "89b52bc2160aadc84d707093930ef0bffa641246"
uuid = "a51aa0fd-4e3c-5386-b890-e753decda492"
version = "1.7.10+4"

[[deps.Xorg_libXinerama_jll]]
deps = ["Artifacts", "JLLWrappers", "Libdl", "Pkg", "Xorg_libXext_jll"]
git-tree-sha1 = "26be8b1c342929259317d8b9f7b53bf2bb73b123"
uuid = "d1454406-59df-5ea1-beac-c340f2130bc3"
version = "1.1.4+4"

[[deps.Xorg_libXrandr_jll]]
deps = ["Artifacts", "JLLWrappers", "Libdl", "Pkg", "Xorg_libXext_jll", "Xorg_libXrender_jll"]
git-tree-sha1 = "34cea83cb726fb58f325887bf0612c6b3fb17631"
uuid = "ec84b674-ba8e-5d96-8ba1-2a689ba10484"
version = "1.5.2+4"

[[deps.Xorg_libXrender_jll]]
deps = ["Artifacts", "JLLWrappers", "Libdl", "Xorg_libX11_jll"]
git-tree-sha1 = "47e45cd78224c53109495b3e324df0c37bb61fbe"
uuid = "ea2f1a96-1ddc-540d-b46f-429655e07cfa"
version = "0.9.11+0"

[[deps.Xorg_libpthread_stubs_jll]]
deps = ["Artifacts", "JLLWrappers", "Libdl"]
git-tree-sha1 = "8fdda4c692503d44d04a0603d9ac0982054635f9"
uuid = "14d82f49-176c-5ed1-bb49-ad3f5cbd8c74"
version = "0.1.1+0"

[[deps.Xorg_libxcb_jll]]
deps = ["Artifacts", "JLLWrappers", "Libdl", "XSLT_jll", "Xorg_libXau_jll", "Xorg_libXdmcp_jll", "Xorg_libpthread_stubs_jll"]
git-tree-sha1 = "bcd466676fef0878338c61e655629fa7bbc69d8e"
uuid = "c7cfdc94-dc32-55de-ac96-5a1b8d977c5b"
version = "1.17.0+0"

[[deps.Xorg_libxkbfile_jll]]
deps = ["Artifacts", "JLLWrappers", "Libdl", "Xorg_libX11_jll"]
git-tree-sha1 = "730eeca102434283c50ccf7d1ecdadf521a765a4"
uuid = "cc61e674-0454-545c-8b26-ed2c68acab7a"
version = "1.1.2+0"

[[deps.Xorg_xcb_util_cursor_jll]]
deps = ["Artifacts", "JLLWrappers", "Libdl", "Xorg_xcb_util_image_jll", "Xorg_xcb_util_jll", "Xorg_xcb_util_renderutil_jll"]
git-tree-sha1 = "04341cb870f29dcd5e39055f895c39d016e18ccd"
uuid = "e920d4aa-a673-5f3a-b3d7-f755a4d47c43"
version = "0.1.4+0"

[[deps.Xorg_xcb_util_image_jll]]
deps = ["Artifacts", "JLLWrappers", "Libdl", "Pkg", "Xorg_xcb_util_jll"]
git-tree-sha1 = "0fab0a40349ba1cba2c1da699243396ff8e94b97"
uuid = "12413925-8142-5f55-bb0e-6d7ca50bb09b"
version = "0.4.0+1"

[[deps.Xorg_xcb_util_jll]]
deps = ["Artifacts", "JLLWrappers", "Libdl", "Pkg", "Xorg_libxcb_jll"]
git-tree-sha1 = "e7fd7b2881fa2eaa72717420894d3938177862d1"
uuid = "2def613f-5ad1-5310-b15b-b15d46f528f5"
version = "0.4.0+1"

[[deps.Xorg_xcb_util_keysyms_jll]]
deps = ["Artifacts", "JLLWrappers", "Libdl", "Pkg", "Xorg_xcb_util_jll"]
git-tree-sha1 = "d1151e2c45a544f32441a567d1690e701ec89b00"
uuid = "975044d2-76e6-5fbe-bf08-97ce7c6574c7"
version = "0.4.0+1"

[[deps.Xorg_xcb_util_renderutil_jll]]
deps = ["Artifacts", "JLLWrappers", "Libdl", "Pkg", "Xorg_xcb_util_jll"]
git-tree-sha1 = "dfd7a8f38d4613b6a575253b3174dd991ca6183e"
uuid = "0d47668e-0667-5a69-a72c-f761630bfb7e"
version = "0.3.9+1"

[[deps.Xorg_xcb_util_wm_jll]]
deps = ["Artifacts", "JLLWrappers", "Libdl", "Pkg", "Xorg_xcb_util_jll"]
git-tree-sha1 = "e78d10aab01a4a154142c5006ed44fd9e8e31b67"
uuid = "c22f9ab0-d5fe-5066-847c-f4bb1cd4e361"
version = "0.4.1+1"

[[deps.Xorg_xkbcomp_jll]]
deps = ["Artifacts", "JLLWrappers", "Libdl", "Xorg_libxkbfile_jll"]
git-tree-sha1 = "330f955bc41bb8f5270a369c473fc4a5a4e4d3cb"
uuid = "35661453-b289-5fab-8a00-3d9160c6a3a4"
version = "1.4.6+0"

[[deps.Xorg_xkeyboard_config_jll]]
deps = ["Artifacts", "JLLWrappers", "Libdl", "Xorg_xkbcomp_jll"]
git-tree-sha1 = "691634e5453ad362044e2ad653e79f3ee3bb98c3"
uuid = "33bec58e-1273-512f-9401-5d533626f822"
version = "2.39.0+0"

[[deps.Xorg_xtrans_jll]]
deps = ["Artifacts", "JLLWrappers", "Libdl"]
git-tree-sha1 = "e92a1a012a10506618f10b7047e478403a046c77"
uuid = "c5fb5394-a638-5e4d-96e5-b29de1b5cf10"
version = "1.5.0+0"

[[deps.Zlib_jll]]
deps = ["Libdl"]
uuid = "83775a58-1f1d-513f-b197-d71354ab007a"
version = "1.2.12+3"

[[deps.Zstd_jll]]
deps = ["Artifacts", "JLLWrappers", "Libdl"]
git-tree-sha1 = "e678132f07ddb5bfa46857f0d7620fb9be675d3b"
uuid = "3161d3a3-bdf6-5164-811a-617609db77b4"
version = "1.5.6+0"

[[deps.ZygoteRules]]
deps = ["ChainRulesCore", "MacroTools"]
git-tree-sha1 = "27798139afc0a2afa7b1824c206d5e87ea587a00"
uuid = "700de1a5-db45-46bc-99cf-38207098b444"
version = "0.2.5"

[[deps.eudev_jll]]
deps = ["Artifacts", "JLLWrappers", "Libdl", "Pkg", "gperf_jll"]
git-tree-sha1 = "431b678a28ebb559d224c0b6b6d01afce87c51ba"
uuid = "35ca27e7-8b34-5b7f-bca9-bdc33f59eb06"
version = "3.2.9+0"

[[deps.fzf_jll]]
deps = ["Artifacts", "JLLWrappers", "Libdl"]
git-tree-sha1 = "936081b536ae4aa65415d869287d43ef3cb576b2"
uuid = "214eeab7-80f7-51ab-84ad-2988db7cef09"
version = "0.53.0+0"

[[deps.gperf_jll]]
deps = ["Artifacts", "JLLWrappers", "Libdl", "Pkg"]
git-tree-sha1 = "3516a5630f741c9eecb3720b1ec9d8edc3ecc033"
uuid = "1a1c6b14-54f6-533d-8383-74cd7377aa70"
version = "3.1.1+0"

[[deps.libaom_jll]]
deps = ["Artifacts", "JLLWrappers", "Libdl"]
git-tree-sha1 = "1827acba325fdcdf1d2647fc8d5301dd9ba43a9d"
uuid = "a4ae2306-e953-59d6-aa16-d00cac43593b"
version = "3.9.0+0"

[[deps.libass_jll]]
deps = ["Artifacts", "Bzip2_jll", "FreeType2_jll", "FriBidi_jll", "HarfBuzz_jll", "JLLWrappers", "Libdl", "Zlib_jll"]
git-tree-sha1 = "e17c115d55c5fbb7e52ebedb427a0dca79d4484e"
uuid = "0ac62f75-1d6f-5e53-bd7c-93b484bb37c0"
version = "0.15.2+0"

[[deps.libblastrampoline_jll]]
deps = ["Artifacts", "Libdl", "OpenBLAS_jll"]
uuid = "8e850b90-86db-534c-a0d3-1478176c7d93"
version = "5.1.1+0"

[[deps.libdecor_jll]]
deps = ["Artifacts", "Dbus_jll", "JLLWrappers", "Libdl", "Libglvnd_jll", "Pango_jll", "Wayland_jll", "xkbcommon_jll"]
git-tree-sha1 = "9bf7903af251d2050b467f76bdbe57ce541f7f4f"
uuid = "1183f4f0-6f2a-5f1a-908b-139f9cdfea6f"
version = "0.2.2+0"

[[deps.libevdev_jll]]
deps = ["Artifacts", "JLLWrappers", "Libdl", "Pkg"]
git-tree-sha1 = "141fe65dc3efabb0b1d5ba74e91f6ad26f84cc22"
uuid = "2db6ffa8-e38f-5e21-84af-90c45d0032cc"
version = "1.11.0+0"

[[deps.libfdk_aac_jll]]
deps = ["Artifacts", "JLLWrappers", "Libdl"]
git-tree-sha1 = "8a22cf860a7d27e4f3498a0fe0811a7957badb38"
uuid = "f638f0a6-7fb0-5443-88ba-1cc74229b280"
version = "2.0.3+0"

[[deps.libinput_jll]]
deps = ["Artifacts", "JLLWrappers", "Libdl", "Pkg", "eudev_jll", "libevdev_jll", "mtdev_jll"]
git-tree-sha1 = "ad50e5b90f222cfe78aa3d5183a20a12de1322ce"
uuid = "36db933b-70db-51c0-b978-0f229ee0e533"
version = "1.18.0+0"

[[deps.libpng_jll]]
deps = ["Artifacts", "JLLWrappers", "Libdl", "Zlib_jll"]
git-tree-sha1 = "d7015d2e18a5fd9a4f47de711837e980519781a4"
uuid = "b53b4c65-9356-5827-b1ea-8c7a1a84506f"
version = "1.6.43+1"

[[deps.libvorbis_jll]]
deps = ["Artifacts", "JLLWrappers", "Libdl", "Ogg_jll", "Pkg"]
git-tree-sha1 = "490376214c4721cdaca654041f635213c6165cb3"
uuid = "f27f6e37-5d2b-51aa-960f-b287f2bc3b7a"
version = "1.3.7+2"

[[deps.mtdev_jll]]
deps = ["Artifacts", "JLLWrappers", "Libdl", "Pkg"]
git-tree-sha1 = "814e154bdb7be91d78b6802843f76b6ece642f11"
uuid = "009596ad-96f7-51b1-9f1b-5ce2d5e8a71e"
version = "1.1.6+0"

[[deps.nghttp2_jll]]
deps = ["Artifacts", "Libdl"]
uuid = "8e850ede-7688-5339-a07c-302acd2aaf8d"
version = "1.48.0+0"

[[deps.oneTBB_jll]]
deps = ["Artifacts", "JLLWrappers", "Libdl"]
git-tree-sha1 = "7d0ea0f4895ef2f5cb83645fa689e52cb55cf493"
uuid = "1317d2d5-d96f-522e-a858-c73665f53c3e"
version = "2021.12.0+0"

[[deps.p7zip_jll]]
deps = ["Artifacts", "Libdl"]
uuid = "3f19e933-33d8-53b3-aaab-bd5110c3b7a0"
version = "17.4.0+0"

[[deps.x264_jll]]
deps = ["Artifacts", "JLLWrappers", "Libdl", "Pkg"]
git-tree-sha1 = "4fea590b89e6ec504593146bf8b988b2c00922b2"
uuid = "1270edf5-f2f9-52d2-97e9-ab00b5d0237a"
version = "2021.5.5+0"

[[deps.x265_jll]]
deps = ["Artifacts", "JLLWrappers", "Libdl", "Pkg"]
git-tree-sha1 = "ee567a171cce03570d77ad3a43e90218e38937a9"
uuid = "dfaa095f-4041-5dcd-9319-2fabd8486b76"
version = "3.5.0+0"

[[deps.xkbcommon_jll]]
deps = ["Artifacts", "JLLWrappers", "Libdl", "Pkg", "Wayland_jll", "Wayland_protocols_jll", "Xorg_libxcb_jll", "Xorg_xkeyboard_config_jll"]
git-tree-sha1 = "9c304562909ab2bab0262639bd4f444d7bc2be37"
uuid = "d8fb68d0-12a3-5cfd-a85a-d49703b185fd"
version = "1.4.1+1"
"""

# ╔═╡ Cell order:
# ╠═f1a5c7d8-6b9d-11ef-34ff-8b37ed8c70a3
# ╠═838aeab2-6fa0-42cd-bc04-ed558d1773dc
# ╠═3373e32b-b3e7-4a20-bc19-1bd2999acd8e
# ╠═b226d9cd-4b06-4a13-854e-93dd850814bd
# ╠═69da4dc5-3931-4c84-b24e-3bccf76e6cb9
# ╟─00000000-0000-0000-0000-000000000001
# ╟─00000000-0000-0000-0000-000000000002
